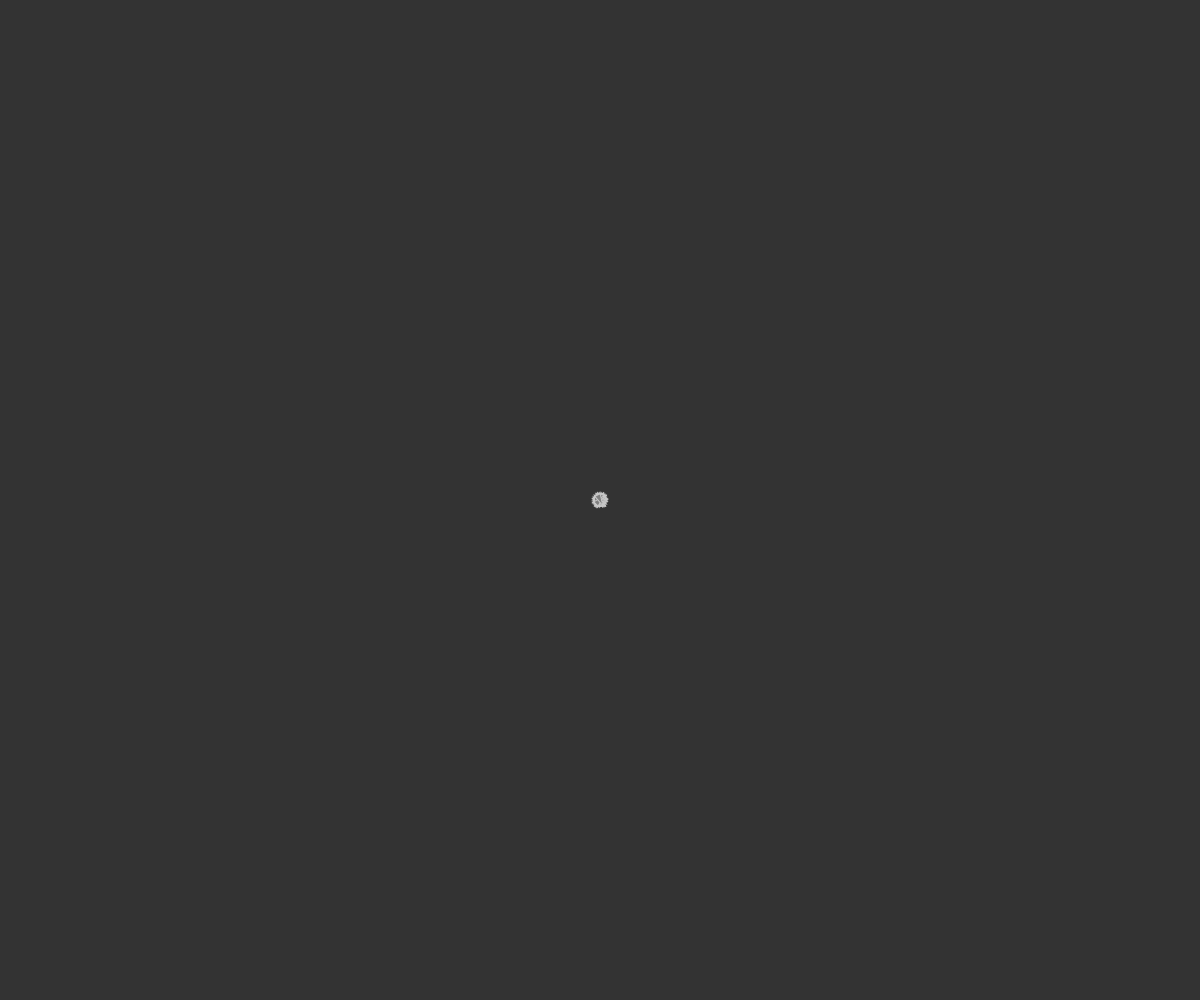
Frame 1 (no input)
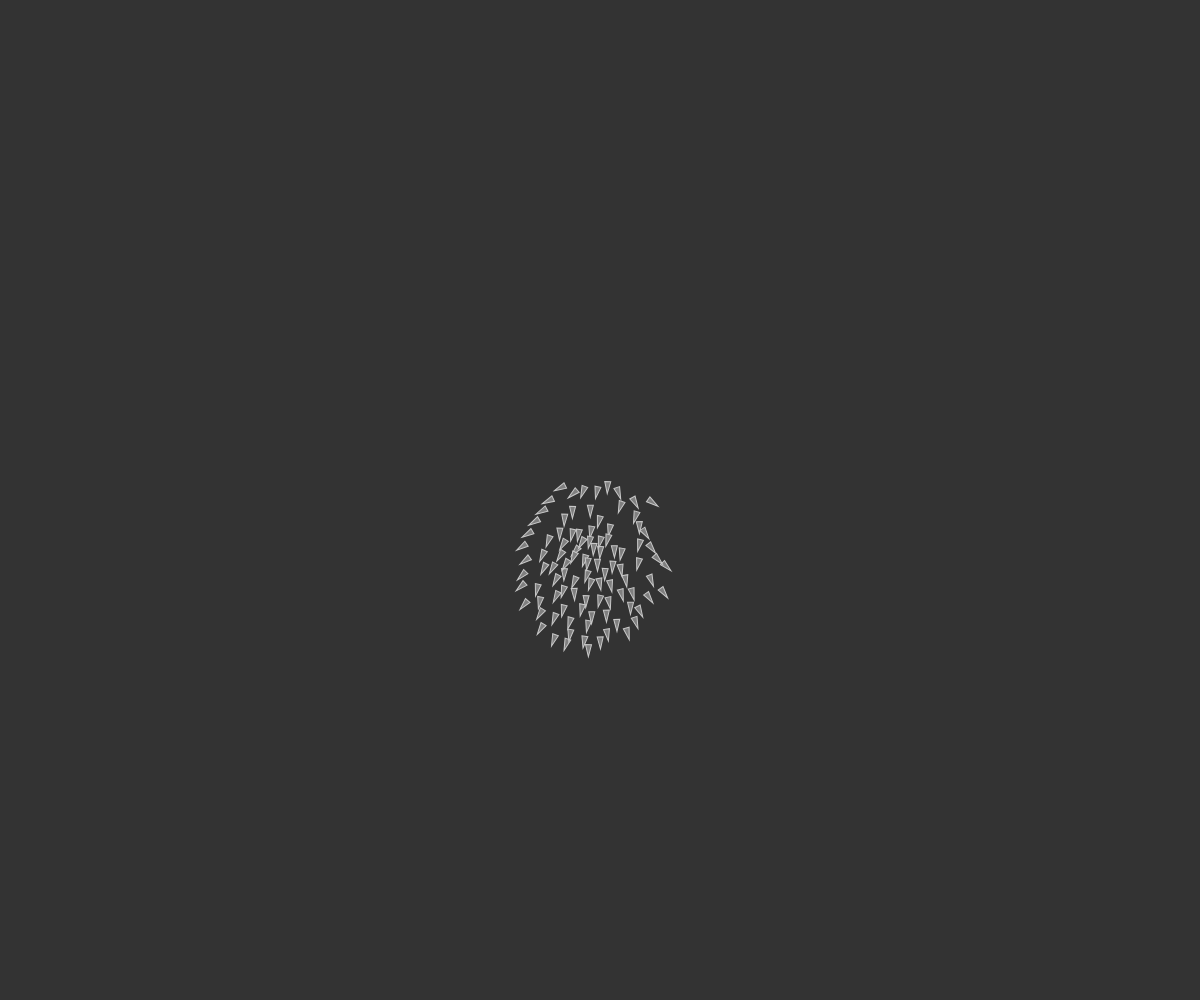
Frame 60 (no input)
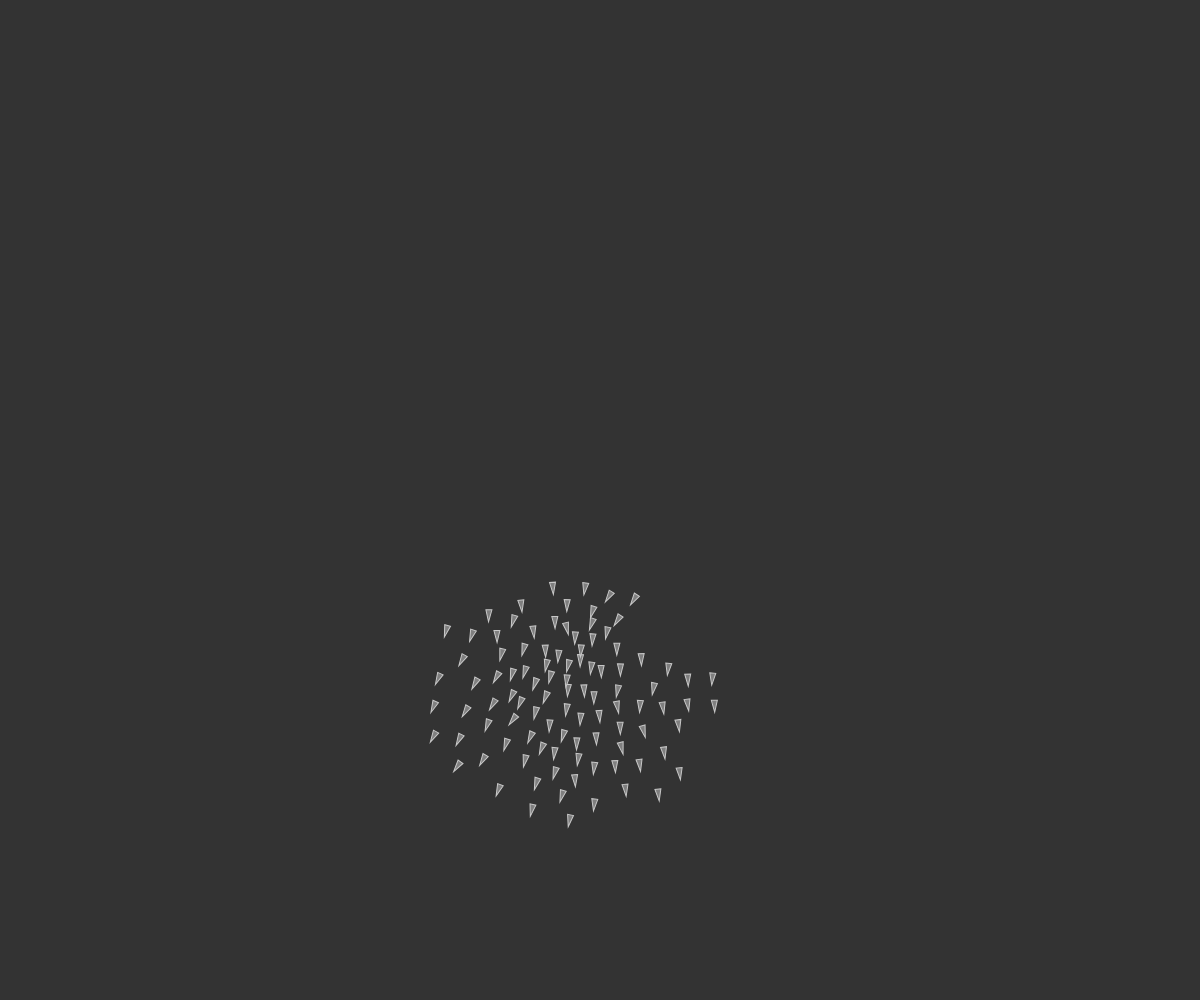
Frame 120 (the mouse pressed at the canvas centre since frame 60)

The p5.js sketch that drew these frames (run headless with seeded random() and noise() and a simulated clock; from frame 60 on, the mouse is pressed at the canvas centre):

// p5.js sketch
// ── sketch.js


let flock;

function setup() {
  createCanvas(windowWidth, windowHeight);
  createP("Drag the mouse to generate new boids.");

  flock = new Flock();
  // Add an initial set of boids into the system
  for (let i = 0; i < 100; i++) {
    let b = new Boid(width / 2,height / 2);
    flock.addBoid(b);
  }
}

function draw() {
  background(51);
  flock.run();
}

// Add a new boid into the System
function mouseDragged() {
  flock.addBoid(new Boid(mouseX, mouseY));
}

function windowResized() {
  resizeCanvas(windowWidth, windowHeight);
}

// The Nature of Code
// Daniel Shiffman
// http://natureofcode.com

// Flock object
// Does very little, simply manages the array of all the boids

function Flock() {
  // An array for all the boids
  this.boids = []; // Initialize the array
}

Flock.prototype.run = function() {
  for (let i = 0; i < this.boids.length; i++) {
    this.boids[i].run(this.boids);  // Passing the entire list of boids to each boid individually
  }
}

Flock.prototype.addBoid = function(b) {
  this.boids.push(b);
}

// The Nature of Code
// Daniel Shiffman
// http://natureofcode.com

// Boid class
// Methods for Separation, Cohesion, Alignment added

function Boid(x, y) {
  this.acceleration = createVector(0, 0);
  this.velocity = createVector(random(-1, 1), random(-1, 1));
  this.position = createVector(x, y);
  this.r = 3.0;
  this.maxspeed = 3;    // Maximum speed
  this.maxforce = 0.05; // Maximum steering force
}

Boid.prototype.run = function(boids) {
  this.flock(boids);
  this.update();
  this.borders();
  this.render();
}

Boid.prototype.applyForce = function(force) {
  // We could add mass here if we want A = F / M
  this.acceleration.add(force);
}

// We accumulate a new acceleration each time based on three rules
Boid.prototype.flock = function(boids) {
  let sep = this.separate(boids);   // Separation
  let ali = this.align(boids);      // Alignment
  let coh = this.cohesion(boids);   // Cohesion
  // Arbitrarily weight these forces
  sep.mult(1.5);
  ali.mult(1.0);
  coh.mult(1.0);
  // Add the force vectors to acceleration
  this.applyForce(sep);
  this.applyForce(ali);
  this.applyForce(coh);
}

// Method to update location
Boid.prototype.update = function() {
  // Update velocity
  this.velocity.add(this.acceleration);
  // Limit speed
  this.velocity.limit(this.maxspeed);
  this.position.add(this.velocity);
  // Reset accelertion to 0 each cycle
  this.acceleration.mult(0);
}

// A method that calculates and applies a steering force towards a target
// STEER = DESIRED MINUS VELOCITY
Boid.prototype.seek = function(target) {
  let desired = p5.Vector.sub(target,this.position);  // A vector pointing from the location to the target
  // Normalize desired and scale to maximum speed
  desired.normalize();
  desired.mult(this.maxspeed);
  // Steering = Desired minus Velocity
  let steer = p5.Vector.sub(desired,this.velocity);
  steer.limit(this.maxforce);  // Limit to maximum steering force
  return steer;
}

Boid.prototype.render = function() {
  // Draw a triangle rotated in the direction of velocity
  let theta = this.velocity.heading() + radians(90);
  fill(127);
  stroke(200);
  push();
  translate(this.position.x, this.position.y);
  rotate(theta);
  beginShape();
  vertex(0, -this.r * 2);
  vertex(-this.r, this.r * 2);
  vertex(this.r, this.r * 2);
  endShape(CLOSE);
  pop();
}

// Wraparound
Boid.prototype.borders = function() {
  if (this.position.x < -this.r)  this.position.x = width + this.r;
  if (this.position.y < -this.r)  this.position.y = height + this.r;
  if (this.position.x > width + this.r) this.position.x = -this.r;
  if (this.position.y > height + this.r) this.position.y = -this.r;
}

// Separation
// Method checks for nearby boids and steers away
Boid.prototype.separate = function(boids) {
  let desiredseparation = 25.0;
  let steer = createVector(0, 0);
  let count = 0;
  // For every boid in the system, check if it's too close
  for (let i = 0; i < boids.length; i++) {
    let d = p5.Vector.dist(this.position,boids[i].position);
    // If the distance is greater than 0 and less than an arbitrary amount (0 when you are yourself)
    if ((d > 0) && (d < desiredseparation)) {
      // Calculate vector pointing away from neighbor
      let diff = p5.Vector.sub(this.position, boids[i].position);
      diff.normalize();
      diff.div(d);        // Weight by distance
      steer.add(diff);
      count++;            // Keep track of how many
    }
  }
  // Average -- divide by how many
  if (count > 0) {
    steer.div(count);
  }

  // As long as the vector is greater than 0
  if (steer.mag() > 0) {
    // Implement Reynolds: Steering = Desired - Velocity
    steer.normalize();
    steer.mult(this.maxspeed);
    steer.sub(this.velocity);
    steer.limit(this.maxforce);
  }
  return steer;
}

// Alignment
// For every nearby boid in the system, calculate the average velocity
Boid.prototype.align = function(boids) {
  let neighbordist = 50;
  let sum = createVector(0,0);
  let count = 0;
  for (let i = 0; i < boids.length; i++) {
    let d = p5.Vector.dist(this.position,boids[i].position);
    if ((d > 0) && (d < neighbordist)) {
      sum.add(boids[i].velocity);
      count++;
    }
  }
  if (count > 0) {
    sum.div(count);
    sum.normalize();
    sum.mult(this.maxspeed);
    let steer = p5.Vector.sub(sum, this.velocity);
    steer.limit(this.maxforce);
    return steer;
  } else {
    return createVector(0, 0);
  }
}

// Cohesion
// For the average location (i.e. center) of all nearby boids, calculate steering vector towards that location
Boid.prototype.cohesion = function(boids) {
  let neighbordist = 50;
  let sum = createVector(0, 0);   // Start with empty vector to accumulate all locations
  let count = 0;
  for (let i = 0; i < boids.length; i++) {
    let d = p5.Vector.dist(this.position,boids[i].position);
    if ((d > 0) && (d < neighbordist)) {
      sum.add(boids[i].position); // Add location
      count++;
    }
  }
  if (count > 0) {
    sum.div(count);
    return this.seek(sum);  // Steer towards the location
  } else {
    return createVector(0, 0);
  }
}



// ── Hyperbola.js
class DHyperbola {
    
    constructor(a, b, d, w, h, dw, dh) {
        this.a = a;
        this.b = b;
        this.d = d;
        this.w = w;
        this.h = h;
        this.dw = dw;
        this.dh = dh;
        this.hip = [];
        this.aMin = PI/2;
        this.aMax = 3*PI/2;                
        this.hyperbola2pointsEuclid(min(dw, dh));
    }



    hyperbola2pointsEuclid(threshold) {
        var tt = threshold*threshold;
        this.hip = [];
        var xant = 10000000, yant = 10000000;
        for (let t = this.aMin; t < this.aMax; t += this.d) {
          let x  = this.a/cos(t);
          let y1 = this.b*tan(t);
          let y2 = -this.b*tan(t);
        if(x > -this.w/2 && x < this.w/2) {
            if(y1 > -this.h/2 && y1 < this.h/2) {
                if(this.distSqr(x, y1, xant, yant) > tt) {
                    this.hip.push(createVector(x + this.w/2, y1 + this.h/2));
                    xant = x;
                    yant = y1;
                }
            }
        }
        } 
    }

    distSqr(x1, y1, x2, y2) {
        var dx = x2 - x1;
        var dy = y2 - y1;
        return dx*dx + dy*dy;
    }


    returnPoints() {
        return this.hip;
    }

}
// ── class.js
class Particle {

    constructor(x, y) {

        this.pos  = createVector(x, y);
        this.posa = createVector(x, y);
        this.vel  = createVector(0, 0);
        this.acc  = createVector(0, 0);

        this.c = color(255,0,0);
        this.pal = ["#F0EBE3"];
        this.pali = 0;
        this.sim = 0;
        this.asim = -1;
        this.cf = 4;
        this.cd = 0;

        this.sz = 1;
        this.m  = 1;

        this.nloci = 0;
        this.ndet = 0.01;
        this.ai = 0;
        this.nrad = 0;
    }

    init(data) {
        
        let a = random(TAU);
        this.pos.x += random(this.nrad)*cos(a);
        this.pos.y += random(this.nrad)*sin(a);

        this.setMass(data.mass);
        this.setSize(random(data.size));
        this.setLife(data.life);

        this.setPalette(data.pal);
        this.setColorFreq(data.colorFreq);
        this.setSimmetry(data.simmetry);

        this.setNoiseOctave(data.index);
        this.setInitialAngle(data.initialAngle);
        this.setNoiseRadius(data.noiseRadius);
    }







    interact(x, y) {
        var p = createVector(x,y);
        p.sub(this.pos);
        p.normalize();
        p.div(1.3*this.m);
        this.acc.add(p);
    }

    update() {
        this.posa = this.pos.copy();
        this.vel.add(this.acc);
        this.pos.add(this.vel);
        this.acc.mult(0);

        this.l--;
    }

    distort() {
        let a = this.ai + TAU*noise(this.ndet*this.pos.x, this.ndet*this.pos.y, this.nloci);
        this.vel.x -= 0.025*this.nrad*cos(a);
        this.vel.y -= 0.025*this.nrad*sin(a);
    }

    outBound() {
        if(this.pos.x < 0 || this.pos.x > width || this.pos.y < 0 || this.pos.y > height) {
            return true;
        }
        return false;
    }



    display() {
        stroke(this.c);
        strokeWeight(this.sz);
        point(this.pos.x, this.pos.y);
    }

    displayColorLine() {
        this.pali = int(mfc/this.cf)%this.cd;
        o1.stroke(this.pal[this.pali]);
        o1.strokeWeight(this.sz);
        o1.line(this.posa.x, this.posa.y, this.pos.x, this.pos.y);
    }

    displayColorLineMirror() {
        this.pali = int(mfc/this.cf)%this.cd;
        o1.stroke(this.pal[this.pali]);
        o1.strokeWeight(this.sz);
        o1.line(width - this.posa.x, this.sim*height - this.asim*this.posa.y, width - this.pos.x, this.sim*height - this.asim*this.pos.y);
    }





    getLife() {
        return this.l;
    }







    setVel(vx, vy) {
        this.vel = createVector(vx, vy);
    }

    setAcc(ax, ay) {
        this.vel = createVector(ax, ay);
    }

    setColor(c) {
        this.c = c;
    }

    setPalette(pal){
        this.pal = pal;
        this.cd = pal.length;
    }

    setColorFreq(cf) {
        this.cf = cf;
    }

    setSimmetry(ss) {
        this.sim = ss;
        this.asim = 2*ss - 1;
    }

    setSize(sz) {
        this.sz = sz;
    }

    setMass(m) {
        this.m = m;
    }

    setLife(l) {
        this.l = l;
    }




    setInitialAngle(ai) { this.ai = ai; }

    setNoiseOctave(idx) { this.nloci = idx; }

    setNoiseDetail(ndet) { this.ndet = ndet; }

    setNoiseRadius(nrad) { this.nrad = nrad; }

}



// ── class2.js
class Data {

    constructor(index) {

        this.index = index;
        this.estado = dados[index][0][1];
        this.simmetry = this.estado.length%2;


        this.mass = dados[index][19][1];
        this.size = 3;
        this.life = 100;

        this.pal = gpal[index];
        this.colorFreq = 4;

        this.a = 0*0.45*width + 1*width*map(dados[index][9][1], 5000, 140000, 0.45, 0.35);
        this.aOri = 0;
        this.b = 0*0.9*height + 1*(dados[index][6][1]/5.2)*(dados[index][6][1]/5.2)*0.9*height;
        this.bOri = this.b;
        this.bFreq = dados[index][3][1];
        this.den = 10;

        this.regen1 = dados[index][5][1];
        this.regen2 = dados[index][6][1];

        this.noiseFactor = 0;
        this.noiseRadius = map(dados[index][22][1], 0, 5000, 1, 8);
        this.initialAngle = map(dados[index][13][1], 600, 2500, -PI/2, PI/2);
    }

}
// ── class3.js
var gpal = 
[ ["#69D2E7",	"#A7DBD8",	"#E0E4CC",	"#F38630",	"#FA6900"],
["#00A8C6",	"#40C0CB",	"#F9F2E7",	"#AEE239",	"#8FBE00"],
["#A3A948",	"#EDB92E",	"#F85931",	"#CE1836",	"#009989"],
["#4E395D",	"#827085",	"#8EBE94",	"#CCFC8E",	"#DC5B3E"],
["#5E9FA3",	"#DCD1B4",	"#FAB87F",	"#F87E7B",	"#B05574"],
["#AAFF00",	"#FFAA00",	"#FF00AA",	"#AA00FF",	"#00AAFF"],
["#F1396D",	"#FD6081",	"#F3FFEB",	"#ACC95F",	"#8F9924"],
["#CC5D4C",	"#FFFEC6",	"#C7D1AF",	"#96B49C",	"#5B5847"],
["#A1DBB2",	"#FEE5AD",	"#FACA66",	"#F7A541",	"#F45D4C"],
["#B7CBBF",	"#8C886F",	"#F9A799",	"#F4BFAD",	"#F5DABD"],
["#FE4365",	"#FC9D9A",	"#F9CDAD",	"#C8C8A9",	"#83AF9B"],
["#FF4242",	"#F4FAD2",	"#D4EE5E",	"#E1EDB9",	"#F0F2EB"],
["#E8D5B7",	"#0E2430",	"#FC3A51",	"#F5B349",	"#E8D5B9"],
["#DAD6CA",	"#1BB0CE",	"#4F8699",	"#6A5E72",	"#563444"],
["#951F2B",	"#F5F4D7",	"#E0DFB1",	"#A5A36C",	"#535233"],
["#C75233",	"#C78933",	"#D6CEAA",	"#79B5AC",	"#5E2F46"],
["#F6F6F6",	"#E8E8E8",	"#333333",	"#990100",	"#B90504"],
["#111625",	"#341931",	"#571B3C",	"#7A1E48",	"#9D2053"],
["#641F5E",	"#676077",	"#65AC92",	"#C2C092",	"#EDD48E"],
["#280904",	"#680E34",	"#9A151A",	"#C21B12",	"#FC4B2A"],
["#ECD078",	"#D95B43",	"#C02942",	"#542437",	"#53777A"],
["#655643",	"#80BCA3",	"#F6F7BD",	"#E6AC27",	"#BF4D28"],
["#B3CC57",	"#ECF081",	"#FFBE40",	"#EF746F",	"#AB3E5B"],
["#C2412D",	"#D1AA34",	"#A7A844",	"#A46583",	"#5A1E4A"],
["#FFFBB7",	"#A6F6AF",	"#66B6AB",	"#5B7C8D",	"#4F2958"],
["#F8EDD1",	"#D88A8A",	"#474843",	"#9D9D93",	"#C5CFC6"],
["#261C21",	"#6E1E62",	"#B0254F",	"#DE4126",	"#EB9605"],
["#EFEECC",	"#FE8B05",	"#FE0557",	"#400403",	"#0AABBA"],
["#FFF3DB",	"#E7E4D5",	"#D3C8B4",	"#C84648",	"#703E3B"],
["#F0FFC9",	"#A9DA88",	"#62997A",	"#72243D",	"#3B0819"],
["#556270",	"#4ECDC4",	"#C7F464",	"#FF6B6B",	"#C44D58"],
["#8C2318",	"#5E8C6A",	"#88A65E",	"#BFB35A",	"#F2C45A"],
["#AB526B",	"#BCA297",	"#C5CEAE",	"#F0E2A4",	"#F4EBC3"],
["#D1313D",	"#E5625C",	"#F9BF76",	"#8EB2C5",	"#615375"],
["#000000",	"#9F111B",	"#B11623",	"#292C37",	"#CCCCCC"],
["#6DA67A",	"#77B885",	"#86C28B",	"#859987",	"#4A4857"],
["#E9E0D1",	"#91A398",	"#33605A",	"#070001",	"#68462B"],
["#CCF390",	"#E0E05A",	"#F7C41F",	"#FC930A",	"#FF003D"],
["#F5DD9D",	"#BCC499",	"#92A68A",	"#7B8F8A",	"#506266"],
["#429398",	"#6B5D4D",	"#B0A18F",	"#DFCDB4",	"#FBEED3"],
["#774F38",	"#E08E79",	"#F1D4AF",	"#ECE5CE",	"#C5E0DC"],
["#FAD089",	"#FF9C5B",	"#F5634A",	"#ED303C",	"#3B8183"],
["#607848",	"#789048",	"#C0D860",	"#F0F0D8",	"#604848"],
["#9D7E79",	"#CCAC95",	"#9A947C",	"#748B83",	"#5B756C"],
["#9CDDC8",	"#BFD8AD",	"#DDD9AB",	"#F7AF63",	"#633D2E"],
["#1B325F",	"#9CC4E4",	"#E9F2F9",	"#3A89C9",	"#F26C4F"],
["#F2E3C6",	"#FFC6A5",	"#E6324B",	"#2B2B2B",	"#353634"],
["#73C8A9",	"#DEE1B6",	"#E1B866",	"#BD5532",	"#373B44"],
["#2B222C",	"#5E4352",	"#965D62",	"#C7956D",	"#F2D974"],
["#E6EBA9",	"#ABBB9F",	"#6F8B94",	"#706482",	"#703D6F"],
["#E8DDCB",	"#CDB380",	"#036564",	"#033649",	"#031634"],
["#BCBDAC",	"#CFBE27",	"#F27435",	"#F02475",	"#3B2D38"],
["#515151",	"#515151",	"#FFFFFF",	"#00B4FF",	"#EEEEEE"],
["#1C0113",	"#6B0103",	"#A30006",	"#C21A01",	"#F03C02"],
["#EFF3CD",	"#B2D5BA",	"#61ADA0",	"#248F8D",	"#605063"],
["#BED6C7",	"#ADC0B4",	"#8A7E66",	"#A79B83",	"#BBB2A1"],
["#FFAB07",	"#E9D558",	"#72AD75",	"#0E8D94",	"#434D53"],
["#79254A",	"#795C64",	"#79927D",	"#AEB18E",	"#E3CF9E"],
["#D4F7DC",	"#DBE7B4",	"#DBC092",	"#E0846D",	"#F51441"],
["#A3C68C",	"#879676",	"#6E6662",	"#4F364A",	"#340735"],
["#490A3D",	"#BD1550",	"#E97F02",	"#F8CA00",	"#8A9B0F"],
["#D1E751",	"#FFFFFF",	"#000000",	"#4DBCE9",	"#26ADE4"],
["#3E4147",	"#FFFEDF",	"#DFBA69",	"#5A2E2E",	"#2A2C31"],
["#8DCCAD",	"#988864",	"#FEA6A2",	"#F9D6AC",	"#FFE9AF"],
["#84B295",	"#ECCF8D",	"#BB8138",	"#AC2005",	"#2C1507"],
["#046D8B",	"#309292",	"#2FB8AC",	"#93A42A",	"#ECBE13"],
["#59B390",	"#F0DDAA",	"#E47C5D",	"#E32D40",	"#152B3C"],
["#E0EFF1",	"#7DB4B5",	"#FFFFFF",	"#680148",	"#000000"],
["#A32C28",	"#1C090B",	"#384030",	"#7B8055",	"#BCA875"],
["#44749D",	"#C6D4E1",	"#FFFFFF",	"#EBE7E0",	"#BDB8AD"],
["#594F4F",	"#547980",	"#45ADA8",	"#9DE0AD",	"#E5FCC2"],
["#FF9900",	"#424242",	"#E9E9E9",	"#BCBCBC",	"#3299BB"],
["#300030",	"#480048",	"#601848",	"#C04848",	"#F07241"],
["#CFFFDD",	"#B4DEC1",	"#5C5863",	"#A85163",	"#FF1F4C"],
["#FCFEF5",	"#E9FFE1",	"#CDCFB7",	"#D6E6C3",	"#FAFBE3"],
["#82837E",	"#94B053",	"#BDEB07",	"#BFFA37",	"#E0E0E0"],
["#FDE6BD",	"#A1C5AB",	"#F4DD51",	"#D11E48",	"#632F53"],
["#F06D61",	"#DA825F",	"#C4975C",	"#A8AB7B",	"#8CBF99"],
["#85847E",	"#AB6A6E",	"#F7345B",	"#353130",	"#CBCFB4"],
["#322938",	"#89A194",	"#CFC89A",	"#CC883A",	"#A14016"],
["#00A0B0",	"#6A4A3C",	"#CC333F",	"#EB6841",	"#EDC951"],
["#5D4157",	"#838689",	"#A8CABA",	"#CAD7B2",	"#EBE3AA"],
["#1C2130",	"#028F76",	"#B3E099",	"#FFEAAD",	"#D14334"],
["#75616B",	"#BFCFF7",	"#DCE4F7",	"#F8F3BF",	"#D34017"],
["#0CA5B0",	"#4E3F30",	"#FEFEEB",	"#F8F4E4",	"#A5B3AA"],
["#312736",	"#D4838F",	"#D6ABB1",	"#D9D9D9",	"#C4FFEB"],
["#E4E4C5",	"#B9D48B",	"#8D2036",	"#CE0A31",	"#D3E4C5"],
["#2D1B33",	"#F36A71",	"#EE887A",	"#E4E391",	"#9ABC8A"],
["#E6B39A",	"#E6CBA5",	"#EDE3B4",	"#8B9E9B",	"#6D7578"],
["#CFB590",	"#9E9A41",	"#758918",	"#564334",	"#49281F"],
["#E94E77",	"#D68189",	"#C6A49A",	"#C6E5D9",	"#F4EAD5"],
["#5E412F",	"#FCEBB6",	"#78C0A8",	"#F07818",	"#F0A830"],
["#A8E6CE",	"#DCEDC2",	"#FFD3B5",	"#FFAAA6",	"#FF8C94"],
["#382F32",	"#FFEAF2",	"#FCD9E5",	"#FBC5D8",	"#F1396D"],
["#4D3B3B",	"#DE6262",	"#FFB88C",	"#FFD0B3",	"#F5E0D3"],
["#E5EAA4",	"#A8C4A2",	"#69A5A4",	"#616382",	"#66245B"],
["#512B52",	"#635274",	"#7BB0A8",	"#A7DBAB",	"#E4F5B1"],
["#2B2726",	"#0A516D",	"#018790",	"#7DAD93",	"#BACCA4"],
["#11644D",	"#A0B046",	"#F2C94E",	"#F78145",	"#F24E4E"],
["#FA6A64",	"#7A4E48",	"#4A4031",	"#F6E2BB",	"#9EC6B8"],
["#D9CEB2",	"#948C75",	"#D5DED9",	"#7A6A53",	"#99B2B7"],
["#EEE6AB",	"#C5BC8E",	"#696758",	"#45484B",	"#36393B"],
["#EDEBE6",	"#D6E1C7",	"#94C7B6",	"#403B33",	"#D3643B"],
["#B6D8C0",	"#C8D9BF",	"#DADABD",	"#ECDBBC",	"#FEDCBA"],
["#B5AC01",	"#ECBA09",	"#E86E1C",	"#D41E45",	"#1B1521"],
["#6DA67A",	"#99A66D",	"#A9BD68",	"#B5CC6A",	"#C0DE5D"],
["#805841",	"#DCF7F3",	"#FFFCDD",	"#FFD8D8",	"#F5A2A2"],
["#95A131",	"#C8CD3B",	"#F6F1DE",	"#F5B9AE",	"#EE0B5B"],
["#6D9788",	"#1E2528",	"#7E1C13",	"#BF0A0D",	"#E6E1C2"],
["#1D1313",	"#24B694",	"#D22042",	"#A3B808",	"#30C4C9"],
["#FFFFFF",	"#CBE86B",	"#F2E9E1",	"#1C140D",	"#CBE86B"],
["#1B676B",	"#519548",	"#88C425",	"#BEF202",	"#EAFDE6"],
["#FDF1CC",	"#C6D6B8",	"#987F69",	"#E3AD40",	"#FCD036"],
["#E3DFBA",	"#C8D6BF",	"#93CCC6",	"#6CBDB5",	"#1A1F1E"],
["#379F7A",	"#78AE62",	"#BBB749",	"#E0FBAC",	"#1F1C0D"],
["#395A4F",	"#432330",	"#853C43",	"#F25C5E",	"#FFA566"],
["#E65540",	"#E65540",	"#F8ECC2",	"#65A8A6",	"#79896D"],
["#360745",	"#D61C59",	"#E7D84B",	"#EFEAC5",	"#1B8798"],
["#23192D",	"#FD0A54",	"#F57576",	"#FEBF97",	"#F5ECB7"],
["#F6D76B",	"#FF9036",	"#D6254D",	"#FF5475",	"#FDEBA9"],
["#EFFFCD",	"#DCE9BE",	"#555152",	"#2E2633",	"#99173C"],
["#F8B195",	"#F67280",	"#C06C84",	"#6C5B7B",	"#355C7D"],
["#AAB3AB",	"#C4CBB7",	"#EBEFC9",	"#EEE0B7",	"#E8CAAF"],
["#A7C5BD",	"#E5DDCB",	"#EB7B59",	"#CF4647",	"#524656"],
["#FFE181",	"#EEE9E5",	"#FAD3B2",	"#FFBA7F",	"#FF9C97"],
["#331327",	"#991766",	"#D90F5A",	"#F34739",	"#FF6E27"],
["#CAFF42",	"#EBF7F8",	"#D0E0EB",	"#88ABC2",	"#49708A"],
["#E3E8CD",	"#BCD8BF",	"#D3B9A3",	"#EE9C92",	"#FE857E"],
["#EB9C4D",	"#F2D680",	"#F3FFCF",	"#BAC9A9",	"#697060"],
["#E7EDEA",	"#FFC52C",	"#FB0C06",	"#030D4F",	"#CEECEF"],
["#3FB8AF",	"#7FC7AF",	"#DAD8A7",	"#FF9E9D",	"#FF3D7F"],
["#452632",	"#91204D",	"#E4844A",	"#E8BF56",	"#E2F7CE"],
["#CC0C39",	"#E6781E",	"#C8CF02",	"#F8FCC1",	"#1693A7"],
["#9DC9AC",	"#FFFEC7",	"#F56218",	"#FF9D2E",	"#919167"],
["#4E4D4A",	"#353432",	"#94BA65",	"#2790B0",	"#2B4E72"],
["#FDFFD9",	"#FFF0B8",	"#FFD6A3",	"#FAAD8E",	"#142F30"],
["#595643",	"#4E6B66",	"#ED834E",	"#EBCC6E",	"#EBE1C5"],
["#807462",	"#A69785",	"#B8FAFF",	"#E8FDFF",	"#665C49"],
["#D3D5B0",	"#B5CEA4",	"#9DC19D",	"#8C7C62",	"#71443F"],
["#373737",	"#8DB986",	"#ACCE91",	"#BADB73",	"#EFEAE4"],
["#343838",	"#005F6B",	"#008C9E",	"#00B4CC",	"#00DFFC"],
["#F04155",	"#FF823A",	"#F2F26F",	"#FFF7BD",	"#95CFB7"],
["#3A111C",	"#574951",	"#83988E",	"#BCDEA5",	"#E6F9BC"],
["#413D3D",	"#040004",	"#C8FF00",	"#FA023C",	"#4B000F"],
["#A70267",	"#F10C49",	"#FB6B41",	"#F6D86B",	"#339194"],
["#E21B5A",	"#9E0C39",	"#333333",	"#FBFFE3",	"#83A300"],
["#E4DED0",	"#ABCCBD",	"#7DBEB8",	"#181619",	"#E32F21"],
["#4B1139",	"#3B4058",	"#2A6E78",	"#7A907C",	"#C9B180"],
["#452E3C",	"#FF3D5A",	"#FFB969",	"#EAF27E",	"#3B8C88"],
["#161616",	"#C94D65",	"#E7C049",	"#92B35A",	"#1F6764"],
["#413E4A",	"#73626E",	"#B38184",	"#F0B49E",	"#F7E4BE"],
["#F0D8A8",	"#3D1C00",	"#86B8B1",	"#F2D694",	"#FA2A00"],
["#FC354C",	"#29221F",	"#13747D",	"#0ABFBC",	"#FCF7C5"],
["#EDF6EE",	"#D1C089",	"#B3204D",	"#412E28",	"#151101"],
["#30261C",	"#403831",	"#36544F",	"#1F5F61",	"#0B8185"],
["#FBC599",	"#CDBB93",	"#9EAE8A",	"#335650",	"#F35F55"],
["#058789",	"#503D2E",	"#D54B1A",	"#E3A72F",	"#F0ECC9"],
["#FC284F",	"#FF824A",	"#FEA887",	"#F6E7F7",	"#D1D0D7"],
["#041122",	"#259073",	"#7FDA89",	"#C8E98E",	"#E6F99D"],
["#26251C",	"#EB0A44",	"#F2643D",	"#F2A73D",	"#A0E8B7"],
["#99B898",	"#FECEA8",	"#FF847C",	"#E84A5F",	"#2A363B"],
["#2A044A",	"#0B2E59",	"#0D6759",	"#7AB317",	"#A0C55F"],
["#B9D3B0",	"#81BDA4",	"#B28774",	"#F88F79",	"#F6AA93"],
["#A8A7A7",	"#CC527A",	"#E8175D",	"#474747",	"#363636"],
["#2D2D29",	"#215A6D",	"#3CA2A2",	"#92C7A3",	"#DFECE6"],
["#C7FCD7",	"#D9D5A7",	"#D9AB91",	"#E6867A",	"#ED4A6A"],
["#FF003C",	"#FF8A00",	"#FABE28",	"#88C100",	"#00C176"],
["#FFB884",	"#F5DF98",	"#FFF8D4",	"#C0D1C2",	"#2E4347"],
["#B1E6D1",	"#77B1A9",	"#3D7B80",	"#270A33",	"#451A3E"],
["#4B3E4D",	"#1E8C93",	"#DBD8A2",	"#C4AC30",	"#D74F33"],
["#FF4E50",	"#FC913A",	"#F9D423",	"#EDE574",	"#E1F5C4"],
["#67917A",	"#170409",	"#B8AF03",	"#CCBF82",	"#E33258"],
["#5E3929",	"#CD8C52",	"#B7D1A3",	"#DEE8BE",	"#FCF7D3"],
["#7E5686",	"#A5AAD9",	"#E8F9A2",	"#F8A13F",	"#BA3C3D"],
["#F38A8A",	"#55443D",	"#A0CAB5",	"#CDE9CA",	"#F1EDD0"],
["#EC4401",	"#CC9B25",	"#13CD4A",	"#7B6ED6",	"#5E525C"],
["#311D39",	"#67434F",	"#9B8E7E",	"#C3CCAF",	"#A51A41"],
["#027B7F",	"#FFA588",	"#D62957",	"#BF1E62",	"#572E4F"],
["#9D9E94",	"#C99E93",	"#F59D92",	"#E5B8AD",	"#D5D2C8"],
["#8D7966",	"#A8A39D",	"#D8C8B8",	"#E2DDD9",	"#F8F1E9"],
["#554236",	"#F77825",	"#D3CE3D",	"#F1EFA5",	"#60B99A"],
["#B9D7D9",	"#668284",	"#2A2829",	"#493736",	"#7B3B3B"],
["#230F2B",	"#F21D41",	"#EBEBBC",	"#BCE3C5",	"#82B3AE"],
["#FFEDBF",	"#F7803C",	"#F54828",	"#2E0D23",	"#F8E4C1"],
["#793A57",	"#4D3339",	"#8C873E",	"#D1C5A5",	"#A38A5F"],
["#BF496A",	"#B39C82",	"#B8C99D",	"#F0D399",	"#595151"],
["#EFD9B4",	"#D6A692",	"#A39081",	"#4D6160",	"#292522"],
["#80A8A8",	"#909D9E",	"#A88C8C",	"#FF0D51",	"#7A8C89"],
["#FDCFBF",	"#FEB89F",	"#E23D75",	"#5F0D3B",	"#742365"],
["#F2E8C4",	"#98D9B6",	"#3EC9A7",	"#2B879E",	"#616668"],
["#351330",	"#424254",	"#64908A",	"#E8CAA4",	"#CC2A41"],
["#BBBB88",	"#CCC68D",	"#EEDD99",	"#EEC290",	"#EEAA88"],
["#5C323E",	"#A82743",	"#E15E32",	"#C0D23E",	"#E5F04C"],
["#C1B398",	"#605951",	"#FBEEC2",	"#61A6AB",	"#ACCEC0"],
["#11766D",	"#410936",	"#A40B54",	"#E46F0A",	"#F0B300"],
["#FFEFD3",	"#FFFEE4",	"#D0ECEA",	"#9FD6D2",	"#8B7A5E"],
["#C6CCA5",	"#8AB8A8",	"#6B9997",	"#54787D",	"#615145"],
["#A69E80",	"#E0BA9B",	"#E7A97E",	"#D28574",	"#3B1922"],
["#540045",	"#C60052",	"#FF714B",	"#EAFF87",	"#ACFFE9"],
["#5CACC4",	"#8CD19D",	"#CEE879",	"#FCB653",	"#FF5254"]]

// ── dados.js
var dados =  [
    [ ["Estado","ACRE","(AC) "],
    ["População estimada [2021]","906876","pessoas "],
    ["População no último censo [2010]","733559","pessoas "],
    ["Densidade demográfica [2010]","4.47","hab/km² "],
    ["Total de veículos [2021]","320173","veículos "],
    ["IDEB – Anos iniciais do ensino fundamental (Rede pública) [2019]","5.8"," "],
    ["IDEB – Anos finais do ensino fundamental (Rede pública) [2019]","4.8"," "],
    ["Matrículas no ensino fundamental [2021]","153015","matrículas "],
    ["Matrículas no ensino médio [2021]","4067","matrículas "],
    ["Docentes no ensino fundamental [2021]","6351","docentes "],
    ["Docentes no ensino médio [2021]","2202","docentes "],
    ["Número de estabelecimentos de ensino fundamental [2021]","1329","escolas "],
    ["Número de estabelecimentos de ensino médio [2021]","255","escolas "],
    ["Rendimento nominal mensal domiciliar per capita [2021]","888","R$ "],
    ["Pessoas de 16 anos ou mais ocupadas na semana de referência [2016]","322","pessoas (×1000)"],
    ["Proporção de pessoas de 16 anos ou mais em trabalho formal, considerando apenas as ocupadas na semana de referência [2016]","39.4","% "],
    ["Proporção de pessoas de 14 anos ou mais de idade, ocupadas na semana de referência em trabalhos formais [2021]","45.2","% "],
    ["Rendimento médio real habitual do trabalho principal das pessoas de 14 anos ou mais de idade, ocupadas na semana de referência em trabalhos formais [2021]","2549","R$ "],
    ["Pessoal ocupado na Administração pública, defesa e seguridade social [2020]","3504","pessoas "],
    ["Índice de Desenvolvimento Humano (IDH) [2010]","0.663"," "],
    ["Receitas orçamentárias realizadas [2017]","6632883.11","R$ (×1000)"],
    ["Despesas orçamentárias empenhadas [2017]","6084416.81","R$ (×1000)"],
    ["Número de agências [2021]","50","agências "],
    ["Depósitos a prazo [2021]","1769602067","R$ "],
    ["Depósitos à vista [2021]","611880552","R$ "],
    ["Área da unidade territorial [2021]","164173431","km² "] ],
    [ ["Estado","ALAGOAS","(AL) "],
    ["População estimada [2021]","3365351","pessoas "],
    ["População no último censo [2010]","3120494","pessoas "],
    ["Densidade demográfica [2010]","112.33","hab/km² "],
    ["Total de veículos [2021]","981823","veículos "],
    ["IDEB – Anos iniciais do ensino fundamental (Rede pública) [2019]","5.3"," "],
    ["IDEB – Anos finais do ensino fundamental (Rede pública) [2019]","4.5"," "],
    ["Matrículas no ensino fundamental [2021]","458782","matrículas "],
    ["Matrículas no ensino médio [2021]","124588","matrículas "],
    ["Docentes no ensino fundamental [2021]","20715","docentes "],
    ["Docentes no ensino médio [2021]","6762","docentes "],
    ["Número de estabelecimentos de ensino fundamental [2021]","2212","escolas "],
    ["Número de estabelecimentos de ensino médio [2021]","408","escolas "],
    ["Rendimento nominal mensal domiciliar per capita [2021]","777","R$ "],
    ["Pessoas de 16 anos ou mais ocupadas na semana de referência [2016]","1134","pessoas (×1000)"],
    ["Proporção de pessoas de 16 anos ou mais em trabalho formal, considerando apenas as ocupadas na semana de referência [2016]","52.2","% "],
    ["Proporção de pessoas de 14 anos ou mais de idade, ocupadas na semana de referência em trabalhos formais [2021]","49.7","% "],
    ["Rendimento médio real habitual do trabalho principal das pessoas de 14 anos ou mais de idade, ocupadas na semana de referência em trabalhos formais [2021]","2126","R$ "],
    ["Pessoal ocupado na Administração pública, defesa e seguridade social [2020]","137099","pessoas "],
    ["Índice de Desenvolvimento Humano (IDH) [2010]","0.631"," "],
    ["Receitas orçamentárias realizadas [2017]","11950438.46","R$ (×1000)"],
    ["Despesas orçamentárias empenhadas [2017]","10460634.92","R$ (×1000)"],
    ["Número de agências [2021]","158","agências "],
    ["Depósitos a prazo [2021]","6339117893","R$ "],
    ["Depósitos à vista [2021]","2093233560","R$ "],
    ["Área da unidade territorial [2021]","27830661","km² "] ],
    [ ["Estado","AMAPÁ","(AP) "],
    ["População estimada [2021]","877613","pessoas "],
    ["População no último censo [2010]","669526","pessoas "],
    ["Densidade demográfica [2010]","4.69","hab/km² "],
    ["Total de veículos [2021]","224208","veículos "],
    ["IDEB – Anos iniciais do ensino fundamental (Rede pública) [2019]","4.7"," "],
    ["IDEB – Anos finais do ensino fundamental (Rede pública) [2019]","3.8"," "],
    ["Matrículas no ensino fundamental [2021]","133839","matrículas "],
    ["Matrículas no ensino médio [2021]","34129","matrículas "],
    ["Docentes no ensino fundamental [2021]","7214","docentes "],
    ["Docentes no ensino médio [2021]","2391","docentes "],
    ["Número de estabelecimentos de ensino fundamental [2021]","714","escolas "],
    ["Número de estabelecimentos de ensino médio [2021]","153","escolas "],
    ["Rendimento nominal mensal domiciliar per capita [2021]","855","R$ "],
    ["Pessoas de 16 anos ou mais ocupadas na semana de referência [2016]","295","pessoas (×1000)"],
    ["Proporção de pessoas de 16 anos ou mais em trabalho formal, considerando apenas as ocupadas na semana de referência [2016]","49.1","% "],
    ["Proporção de pessoas de 14 anos ou mais de idade, ocupadas na semana de referência em trabalhos formais [2021]","42.4","% "],
    ["Rendimento médio real habitual do trabalho principal das pessoas de 14 anos ou mais de idade, ocupadas na semana de referência em trabalhos formais [2021]","2976","R$ "],
    ["Pessoal ocupado na Administração pública, defesa e seguridade social [2020]","52637","pessoas "],
    ["Índice de Desenvolvimento Humano (IDH) [2010]","0.708"," "],
    ["Receitas orçamentárias realizadas [2017]","5396417.14","R$ (×1000)"],
    ["Despesas orçamentárias empenhadas [2017]","4224464.09","R$ (×1000)"],
    ["Número de agências [2021]","43","agências "],
    ["Depósitos a prazo [2021]","1074887875","R$ "],
    ["Depósitos à vista [2021]","867304801","R$ "],
    ["Área da unidade territorial [2021]","142470762","km² "] ],
    [ ["Estado","AMAZONAS","(AM) "],
    ["População estimada [2021]","4269995","pessoas "],
    ["População no último censo [2010]","3483985","pessoas "],
    ["Densidade demográfica [2010]","2.23","hab/km² "],
    ["Total de veículos [2021]","1014026","veículos "],
    ["IDEB – Anos iniciais do ensino fundamental (Rede pública) [2019]","5.3"," "],
    ["IDEB – Anos finais do ensino fundamental (Rede pública) [2019]","4.5"," "],
    ["Matrículas no ensino fundamental [2021]","702763","matrículas "],
    ["Matrículas no ensino médio [2021]","211302","matrículas "],
    ["Docentes no ensino fundamental [2021]","33399","docentes "],
    ["Docentes no ensino médio [2021]","9986","docentes "],
    ["Número de estabelecimentos de ensino fundamental [2021]","4685","escolas "],
    ["Número de estabelecimentos de ensino médio [2021]","487","escolas "],
    ["Rendimento nominal mensal domiciliar per capita [2021]","800","R$ "],
    ["Pessoas de 16 anos ou mais ocupadas na semana de referência [2016]","1602","pessoas (×1000)"],
    ["Proporção de pessoas de 16 anos ou mais em trabalho formal, considerando apenas as ocupadas na semana de referência [2016]","41.4","% "],
    ["Proporção de pessoas de 14 anos ou mais de idade, ocupadas na semana de referência em trabalhos formais [2021]","39.3","% "],
    ["Rendimento médio real habitual do trabalho principal das pessoas de 14 anos ou mais de idade, ocupadas na semana de referência em trabalhos formais [2021]","2572","R$ "],
    ["Pessoal ocupado na Administração pública, defesa e seguridade social [2020]","133407","pessoas "],
    ["Índice de Desenvolvimento Humano (IDH) [2010]","0.674"," "],
    ["Receitas orçamentárias realizadas [2017]","17328459.43","R$ (×1000)"],
    ["Despesas orçamentárias empenhadas [2017]","15324896.56","R$ (×1000)"],
    ["Número de agências [2021]","196","agências "],
    ["Depósitos a prazo [2021]","12058647712","R$ "],
    ["Depósitos à vista [2021]","2511993976","R$ "],
    ["Área da unidade territorial [2021]","1559167878","km² "] ],
    [ ["Estado","BAHIA","(BA) "],
    ["População estimada [2021]","14985284","pessoas "],
    ["População no último censo [2010]","14016906","pessoas "],
    ["Densidade demográfica [2010]","24.82","hab/km² "],
    ["Total de veículos [2021]","4695972","veículos "],
    ["IDEB – Anos iniciais do ensino fundamental (Rede pública) [2019]","4.9"," "],
    ["IDEB – Anos finais do ensino fundamental (Rede pública) [2019]","3.8"," "],
    ["Matrículas no ensino fundamental [2021]","1946957","matrículas "],
    ["Matrículas no ensino médio [2021]","635569","matrículas "],
    ["Docentes no ensino fundamental [2021]","99911","docentes "],
    ["Docentes no ensino médio [2021]","29371","docentes "],
    ["Número de estabelecimentos de ensino fundamental [2021]","12973","escolas "],
    ["Número de estabelecimentos de ensino médio [2021]","1633","escolas "],
    ["Rendimento nominal mensal domiciliar per capita [2021]","843","R$ "],
    ["Pessoas de 16 anos ou mais ocupadas na semana de referência [2016]","6638","pessoas (×1000)"],
    ["Proporção de pessoas de 16 anos ou mais em trabalho formal, considerando apenas as ocupadas na semana de referência [2016]","40.1","% "],
    ["Proporção de pessoas de 14 anos ou mais de idade, ocupadas na semana de referência em trabalhos formais [2021]","48.8","% "],
    ["Rendimento médio real habitual do trabalho principal das pessoas de 14 anos ou mais de idade, ocupadas na semana de referência em trabalhos formais [2021]","2541","R$ "],
    ["Pessoal ocupado na Administração pública, defesa e seguridade social [2020]","510761","pessoas "],
    ["Índice de Desenvolvimento Humano (IDH) [2010]","0.66"," "],
    ["Receitas orçamentárias realizadas [2017]","50191003.24","R$ (×1000)"],
    ["Despesas orçamentárias empenhadas [2017]","45570160","R$ (×1000)"],
    ["Número de agências [2021]","865","agências "],
    ["Depósitos a prazo [2021]","35902436686","R$ "],
    ["Depósitos à vista [2021]","9400954674","R$ "],
    ["Área da unidade territorial [2021]","564760429","km² "] ],
    [ ["Estado","CEARÁ","(CE) "],
    ["População estimada [2021]","9240580","pessoas "],
    ["População no último censo [2010]","8452381","pessoas "],
    ["Densidade demográfica [2010]","56.76","hab/km² "],
    ["Total de veículos [2021]","3513199","veículos "],
    ["IDEB – Anos iniciais do ensino fundamental (Rede pública) [2019]","6.3"," "],
    ["IDEB – Anos finais do ensino fundamental (Rede pública) [2019]","5.2"," "],
    ["Matrículas no ensino fundamental [2021]","1161434","matrículas "],
    ["Matrículas no ensino médio [2021]","367574","matrículas "],
    ["Docentes no ensino fundamental [2021]","55206","docentes "],
    ["Docentes no ensino médio [2021]","18556","docentes "],
    ["Número de estabelecimentos de ensino fundamental [2021]","5273","escolas "],
    ["Número de estabelecimentos de ensino médio [2021]","955","escolas "],
    ["Rendimento nominal mensal domiciliar per capita [2021]","881","R$ "],
    ["Pessoas de 16 anos ou mais ocupadas na semana de referência [2016]","363","pessoas (×1000)"],
    ["Proporção de pessoas de 16 anos ou mais em trabalho formal, considerando apenas as ocupadas na semana de referência [2016]","40.1","% "],
    ["Proporção de pessoas de 14 anos ou mais de idade, ocupadas na semana de referência em trabalhos formais [2021]","45.9","% "],
    ["Rendimento médio real habitual do trabalho principal das pessoas de 14 anos ou mais de idade, ocupadas na semana de referência em trabalhos formais [2021]","2551","R$ "],
    ["Pessoal ocupado na Administração pública, defesa e seguridade social [2020]","321675","pessoas "],
    ["Índice de Desenvolvimento Humano (IDH) [2010]","0.682"," "],
    ["Receitas orçamentárias realizadas [2017]","28420222.47","R$ (×1000)"],
    ["Despesas orçamentárias empenhadas [2017]","24608352.18","R$ (×1000)"],
    ["Número de agências [2021]","435","agências "],
    ["Depósitos a prazo [2021]","29052423573","R$ "],
    ["Depósitos à vista [2021]","5863545652","R$ "],
    ["Área da unidade territorial [2021]","148894447","km² "] ],
    [ ["Estado","DISTRITO\nFEDERAL","(DF) "],
    ["População estimada [2021]","3094325","pessoas "],
    ["População no último censo [2010]","2570160","pessoas "],
    ["Densidade demográfica [2010]","444.66","hab/km² "],
    ["Total de veículos [2021]","1979698","veículos "],
    ["IDEB – Anos iniciais do ensino fundamental (Rede pública) [2019]","6.1"," "],
    ["IDEB – Anos finais do ensino fundamental (Rede pública) [2019]","4.6"," "],
    ["Matrículas no ensino fundamental [2021]","369128","matrículas "],
    ["Matrículas no ensino médio [2021]","116843","matrículas "],
    ["Docentes no ensino fundamental [2021]","18193","docentes "],
    ["Docentes no ensino médio [2021]","5912","docentes "],
    ["Número de estabelecimentos de ensino fundamental [2021]","856","escolas "],
    ["Número de estabelecimentos de ensino médio [2021]","256","escolas "],
    ["Rendimento nominal mensal domiciliar per capita [2021]","2513","R$ "],
    ["Pessoas de 16 anos ou mais ocupadas na semana de referência [2016]","141","pessoas (×1000)"],
    ["Proporção de pessoas de 16 anos ou mais em trabalho formal, considerando apenas as ocupadas na semana de referência [2016]","72.5","% "],
    ["Proporção de pessoas de 14 anos ou mais de idade, ocupadas na semana de referência em trabalhos formais [2021]","69.3","% "],
    ["Rendimento médio real habitual do trabalho principal das pessoas de 14 anos ou mais de idade, ocupadas na semana de referência em trabalhos formais [2021]","4873","R$ "],
    ["Pessoal ocupado na Administração pública, defesa e seguridade social [2020]","421791","pessoas "],
    ["Índice de Desenvolvimento Humano (IDH) [2010]","0.824"," "],
    ["Receitas orçamentárias realizadas [2017]","23812211.27","R$ (×1000)"],
    ["Despesas orçamentárias empenhadas [2017]","21990464.68","R$ (×1000)"],
    ["Número de agências [2021]","369","agências "],
    ["Depósitos a prazo [2021]","78677111465","R$ "],
    ["Depósitos à vista [2021]","15218998658","R$ "],
    ["Área da unidade territorial [2021]","5760784","km² "] ],
    [ ["Estado","ESPÍRITO SANTO","(ES) "],
    ["População estimada [2021]","4108508","pessoas "],
    ["População no último censo [2010]","3514952","pessoas "],
    ["Densidade demográfica [2010]","76.25","hab/km² "],
    ["Total de veículos [2021]","2160432","veículos "],
    ["IDEB – Anos iniciais do ensino fundamental (Rede pública) [2019]","5.9"," "],
    ["IDEB – Anos finais do ensino fundamental (Rede pública) [2019]","4.7"," "],
    ["Matrículas no ensino fundamental [2021]","503003","matrículas "],
    ["Matrículas no ensino médio [2021]","129115","matrículas "],
    ["Docentes no ensino fundamental [2021]","26503","docentes "],
    ["Docentes no ensino médio [2021]","89","docentes "],
    ["Número de estabelecimentos de ensino fundamental [2021]","2037","escolas "],
    ["Número de estabelecimentos de ensino médio [2021]","419","escolas "],
    ["Rendimento nominal mensal domiciliar per capita [2021]","1295","R$ "],
    ["Pessoas de 16 anos ou mais ocupadas na semana de referência [2016]","1824","pessoas (×1000)"],
    ["Proporção de pessoas de 16 anos ou mais em trabalho formal, considerando apenas as ocupadas na semana de referência [2016]","61.8","% "],
    ["Proporção de pessoas de 14 anos ou mais de idade, ocupadas na semana de referência em trabalhos formais [2021]","59.7","% "],
    ["Rendimento médio real habitual do trabalho principal das pessoas de 14 anos ou mais de idade, ocupadas na semana de referência em trabalhos formais [2021]","2623","R$ "],
    ["Pessoal ocupado na Administração pública, defesa e seguridade social [2020]","139843","pessoas "],
    ["Índice de Desenvolvimento Humano (IDH) [2010]","0.74"," "],
    ["Receitas orçamentárias realizadas [2017]","19685616.74","R$ (×1000)"],
    ["Despesas orçamentárias empenhadas [2017]","14392338","R$ (×1000)"],
    ["Número de agências [2021]","368","agências "],
    ["Depósitos a prazo [2021]","24668093388","R$ "],
    ["Depósitos à vista [2021]","4289073632","R$ "],
    ["Área da unidade territorial [2021]","46074448","km² "] ],
    [ ["Estado","GOIÁS","(GO) "],
    ["População estimada [2021]","7206589","pessoas "],
    ["População no último censo [2010]","6003788","pessoas "],
    ["Densidade demográfica [2010]","17.65","hab/km² "],
    ["Total de veículos [2021]","4369349","veículos "],
    ["IDEB – Anos iniciais do ensino fundamental (Rede pública) [2019]","6"," "],
    ["IDEB – Anos finais do ensino fundamental (Rede pública) [2019]","5.1"," "],
    ["Matrículas no ensino fundamental [2021]","855021","matrículas "],
    ["Matrículas no ensino médio [2021]","258549","matrículas "],
    ["Docentes no ensino fundamental [2021]","38583","docentes "],
    ["Docentes no ensino médio [2021]","15562","docentes "],
    ["Número de estabelecimentos de ensino fundamental [2021]","3325","escolas "],
    ["Número de estabelecimentos de ensino médio [2021]","1043","escolas "],
    ["Rendimento nominal mensal domiciliar per capita [2021]","1276","R$ "],
    ["Pessoas de 16 anos ou mais ocupadas na semana de referência [2016]","3238","pessoas (×1000)"],
    ["Proporção de pessoas de 16 anos ou mais em trabalho formal, considerando apenas as ocupadas na semana de referência [2016]","58.3","% "],
    ["Proporção de pessoas de 14 anos ou mais de idade, ocupadas na semana de referência em trabalhos formais [2021]","59.8","% "],
    ["Rendimento médio real habitual do trabalho principal das pessoas de 14 anos ou mais de idade, ocupadas na semana de referência em trabalhos formais [2021]","2418","R$ "],
    ["Pessoal ocupado na Administração pública, defesa e seguridade social [2020]","199334","pessoas "],
    ["Índice de Desenvolvimento Humano (IDH) [2010]","0.735"," "],
    ["Receitas orçamentárias realizadas [2017]","37885335.17","R$ (×1000)"],
    ["Despesas orçamentárias empenhadas [2017]","24248380.34","R$ (×1000)"],
    ["Número de agências [2021]","599","agências "],
    ["Depósitos a prazo [2021]","26039048077","R$ "],
    ["Depósitos à vista [2021]","7464794297","R$ "],
    ["Área da unidade territorial [2021]","340242856","km² "] ],
    [ ["Estado","MARANHÃO","(MA) "],
    ["População estimada [2021]","7153262","pessoas "],
    ["População no último censo [2010]","6574789","pessoas "],
    ["Densidade demográfica [2010]","19.81","hab/km² "],
    ["Total de veículos [2021]","1940475","veículos "],
    ["IDEB – Anos iniciais do ensino fundamental (Rede pública) [2019]","4.8"," "],
    ["IDEB – Anos finais do ensino fundamental (Rede pública) [2019]","4"," "],
    ["Matrículas no ensino fundamental [2021]","1112636","matrículas "],
    ["Matrículas no ensino médio [2021]","279213","matrículas "],
    ["Docentes no ensino fundamental [2021]","65464","docentes "],
    ["Docentes no ensino médio [2021]","15893","docentes "],
    ["Número de estabelecimentos de ensino fundamental [2021]","9236","escolas "],
    ["Número de estabelecimentos de ensino médio [2021]","1015","escolas "],
    ["Rendimento nominal mensal domiciliar per capita [2021]","635","R$ "],
    ["Pessoas de 16 anos ou mais ocupadas na semana de referência [2016]","2893","pessoas (×1000)"],
    ["Proporção de pessoas de 16 anos ou mais em trabalho formal, considerando apenas as ocupadas na semana de referência [2016]","26.8","% "],
    ["Proporção de pessoas de 14 anos ou mais de idade, ocupadas na semana de referência em trabalhos formais [2021]","35.3","% "],
    ["Rendimento médio real habitual do trabalho principal das pessoas de 14 anos ou mais de idade, ocupadas na semana de referência em trabalhos formais [2021]","2159","R$ "],
    ["Pessoal ocupado na Administração pública, defesa e seguridade social [2020]","248795","pessoas "],
    ["Índice de Desenvolvimento Humano (IDH) [2010]","0.639"," "],
    ["Receitas orçamentárias realizadas [2017]","18503261.35","R$ (×1000)"],
    ["Despesas orçamentárias empenhadas [2017]","17627170.76","R$ (×1000)"],
    ["Número de agências [2021]","307","agências "],
    ["Depósitos a prazo [2021]","6567719192","R$ "],
    ["Depósitos à vista [2021]","3480421275","R$ "],
    ["Área da unidade territorial [2021]","329651496","km² "] ],
    [ ["Estado","MATO GROSSO","(MT) "],
    ["População estimada [2021]","3567234","pessoas "],
    ["População no último censo [2010]","3035122","pessoas "],
    ["Densidade demográfica [2010]","3.36","hab/km² "],
    ["Total de veículos [2021]","2443785","veículos "],
    ["IDEB – Anos iniciais do ensino fundamental (Rede pública) [2019]","5.7"," "],
    ["IDEB – Anos finais do ensino fundamental (Rede pública) [2019]","4.5"," "],
    ["Matrículas no ensino fundamental [2021]","486568","matrículas "],
    ["Matrículas no ensino médio [2021]","157928","matrículas "],
    ["Docentes no ensino fundamental [2021]","26575","docentes "],
    ["Docentes no ensino médio [2021]","12642","docentes "],
    ["Número de estabelecimentos de ensino fundamental [2021]","1969","escolas "],
    ["Número de estabelecimentos de ensino médio [2021]","673","escolas "],
    ["Rendimento nominal mensal domiciliar per capita [2021]","1362","R$ "],
    ["Pessoas de 16 anos ou mais ocupadas na semana de referência [2016]","1577","pessoas (×1000)"],
    ["Proporção de pessoas de 16 anos ou mais em trabalho formal, considerando apenas as ocupadas na semana de referência [2016]","58.5","% "],
    ["Proporção de pessoas de 14 anos ou mais de idade, ocupadas na semana de referência em trabalhos formais [2021]","60.1","% "],
    ["Rendimento médio real habitual do trabalho principal das pessoas de 14 anos ou mais de idade, ocupadas na semana de referência em trabalhos formais [2021]","2758","R$ "],
    ["Pessoal ocupado na Administração pública, defesa e seguridade social [2020]","125677","pessoas "],
    ["Índice de Desenvolvimento Humano (IDH) [2010]","0.725"," "],
    ["Receitas orçamentárias realizadas [2017]","23958528.84","R$ (×1000)"],
    ["Despesas orçamentárias empenhadas [2017]","18187363.27","R$ (×1000)"],
    ["Número de agências [2021]","279","agências "],
    ["Depósitos a prazo [2021]","18125344030","R$ "],
    ["Depósitos à vista [2021]","4227014379","R$ "],
    ["Área da unidade territorial [2021]","903207047","km² "] ],
    [ ["Estado","MATO GROSSO\nDO SUL","(MS) "],
    ["População estimada [2021]","2839188","pessoas "],
    ["População no último censo [2010]","2449024","pessoas "],
    ["Densidade demográfica [2010]","6.86","hab/km² "],
    ["Total de veículos [2021]","1764689","veículos "],
    ["IDEB – Anos iniciais do ensino fundamental (Rede pública) [2019]","5.5"," "],
    ["IDEB – Anos finais do ensino fundamental (Rede pública) [2019]","4.6"," "],
    ["Matrículas no ensino fundamental [2021]","391975","matrículas "],
    ["Matrículas no ensino médio [2021]","109762","matrículas "],
    ["Docentes no ensino fundamental [2021]","21345","docentes "],
    ["Docentes no ensino médio [2021]","8506","docentes "],
    ["Número de estabelecimentos de ensino fundamental [2021]","1143","escolas "],
    ["Número de estabelecimentos de ensino médio [2021]","440","escolas "],
    ["Rendimento nominal mensal domiciliar per capita [2021]","1471","R$ "],
    ["Pessoas de 16 anos ou mais ocupadas na semana de referência [2016]","1336","pessoas (×1000)"],
    ["Proporção de pessoas de 16 anos ou mais em trabalho formal, considerando apenas as ocupadas na semana de referência [2016]","60.5","% "],
    ["Proporção de pessoas de 14 anos ou mais de idade, ocupadas na semana de referência em trabalhos formais [2021]","61.4","% "],
    ["Rendimento médio real habitual do trabalho principal das pessoas de 14 anos ou mais de idade, ocupadas na semana de referência em trabalhos formais [2021]","2757","R$ "],
    ["Pessoal ocupado na Administração pública, defesa e seguridade social [2020]","116149","pessoas "],
    ["Índice de Desenvolvimento Humano (IDH) [2010]","0.729"," "],
    ["Receitas orçamentárias realizadas [2017]","16396655.77","R$ (×1000)"],
    ["Despesas orçamentárias empenhadas [2017]","14506915.37","R$ (×1000)"],
    ["Número de agências [2021]","228","agências "],
    ["Depósitos a prazo [2021]","8910905033","R$ "],
    ["Depósitos à vista [2021]","2417981428","R$ "],
    ["Área da unidade territorial [2021]","357147995","km² "] ],
    [ ["Estado","MINAS GERAIS","(MG) "],
    ["População estimada [2021]","21411923","pessoas "],
    ["População no último censo [2010]","19597330","pessoas "],
    ["Densidade demográfica [2010]","33.41","hab/km² "],
    ["Total de veículos [2021]","12503229","veículos "],
    ["IDEB – Anos iniciais do ensino fundamental (Rede pública) [2019]","6.3"," "],
    ["IDEB – Anos finais do ensino fundamental (Rede pública) [2019]","4.7"," "],
    ["Matrículas no ensino fundamental [2021]","2407107","matrículas "],
    ["Matrículas no ensino médio [2021]","692668","matrículas "],
    ["Docentes no ensino fundamental [2021]","138396","docentes "],
    ["Docentes no ensino médio [2021]","59629","docentes "],
    ["Número de estabelecimentos de ensino fundamental [2021]","1032","escolas "],
    ["Número de estabelecimentos de ensino médio [2021]","3219","escolas "],
    ["Rendimento nominal mensal domiciliar per capita [2021]","1325","R$ "],
    ["Pessoas de 16 anos ou mais ocupadas na semana de referência [2016]","10309","pessoas (×1000)"],
    ["Proporção de pessoas de 16 anos ou mais em trabalho formal, considerando apenas as ocupadas na semana de referência [2016]","58.9","% "],
    ["Proporção de pessoas de 14 anos ou mais de idade, ocupadas na semana de referência em trabalhos formais [2021]","62.9","% "],
    ["Rendimento médio real habitual do trabalho principal das pessoas de 14 anos ou mais de idade, ocupadas na semana de referência em trabalhos formais [2021]","2277","R$ "],
    ["Pessoal ocupado na Administração pública, defesa e seguridade social [2020]","747429","pessoas "],
    ["Índice de Desenvolvimento Humano (IDH) [2010]","0.731"," "],
    ["Receitas orçamentárias realizadas [2017]","97199823.16","R$ (×1000)"],
    ["Despesas orçamentárias empenhadas [2017]","98391669.16","R$ (×1000)"],
    ["Número de agências [2021]","1677","agências "],
    ["Depósitos a prazo [2021]","117201904310","R$ "],
    ["Depósitos à vista [2021]","30771637021","R$ "],
    ["Área da unidade territorial [2021]","586513983","km² "] ],
    [ ["Estado","PARANÁ","(PR) "],
    ["População estimada [2021]","11597484","pessoas "],
    ["População no último censo [2010]","10444526","pessoas "],
    ["Densidade demográfica [2010]","52.4","hab/km² "],
    ["Total de veículos [2021]","8339982","veículos "],
    ["IDEB – Anos iniciais do ensino fundamental (Rede pública) [2019]","6.4"," "],
    ["IDEB – Anos finais do ensino fundamental (Rede pública) [2019]","5.1"," "],
    ["Matrículas no ensino fundamental [2021]","1348296","matrículas "],
    ["Matrículas no ensino médio [2021]","37866","matrículas "],
    ["Docentes no ensino fundamental [2021]","83337","docentes "],
    ["Docentes no ensino médio [2021]","3318","docentes "],
    ["Número de estabelecimentos de ensino fundamental [2021]","6147","escolas "],
    ["Número de estabelecimentos de ensino médio [2021]","2032","escolas "],
    ["Rendimento nominal mensal domiciliar per capita [2021]","1541","R$ "],
    ["Pessoas de 16 anos ou mais ocupadas na semana de referência [2016]","5519","pessoas (×1000)"],
    ["Proporção de pessoas de 16 anos ou mais em trabalho formal, considerando apenas as ocupadas na semana de referência [2016]","68.7","% "],
    ["Proporção de pessoas de 14 anos ou mais de idade, ocupadas na semana de referência em trabalhos formais [2021]","71.3","% "],
    ["Rendimento médio real habitual do trabalho principal das pessoas de 14 anos ou mais de idade, ocupadas na semana de referência em trabalhos formais [2021]","2798","R$ "],
    ["Pessoal ocupado na Administração pública, defesa e seguridade social [2020]","357992","pessoas "],
    ["Índice de Desenvolvimento Humano (IDH) [2010]","0.749"," "],
    ["Receitas orçamentárias realizadas [2017]","60163576.12","R$ (×1000)"],
    ["Despesas orçamentárias empenhadas [2017]","55534402.97","R$ (×1000)"],
    ["Número de agências [2021]","1165","agências "],
    ["Depósitos a prazo [2021]","91265706092","R$ "],
    ["Depósitos à vista [2021]","13294746036","R$ "],
    ["Área da unidade territorial [2021]","199298981","km² "] ],
    [ ["Estado","PARAÍBA","(PB) "],
    ["População estimada [2021]","4059905","pessoas "],
    ["População no último censo [2010]","3766528","pessoas "],
    ["Densidade demográfica [2010]","66.7","hab/km² "],
    ["Total de veículos [2021]","1470901","veículos "],
    ["IDEB – Anos iniciais do ensino fundamental (Rede pública) [2019]","5"," "],
    ["IDEB – Anos finais do ensino fundamental (Rede pública) [2019]","3.9"," "],
    ["Matrículas no ensino fundamental [2021]","540919","matrículas "],
    ["Matrículas no ensino médio [2021]","147866","matrículas "],
    ["Docentes no ensino fundamental [2021]","28981","docentes "],
    ["Docentes no ensino médio [2021]","11202","docentes "],
    ["Número de estabelecimentos de ensino fundamental [2021]","38","escolas "],
    ["Número de estabelecimentos de ensino médio [2021]","657","escolas "],
    ["Rendimento nominal mensal domiciliar per capita [2021]","876","R$ "],
    ["Pessoas de 16 anos ou mais ocupadas na semana de referência [2016]","1744","pessoas (×1000)"],
    ["Proporção de pessoas de 16 anos ou mais em trabalho formal, considerando apenas as ocupadas na semana de referência [2016]","39.3","% "],
    ["Proporção de pessoas de 14 anos ou mais de idade, ocupadas na semana de referência em trabalhos formais [2021]","46.9","% "],
    ["Rendimento médio real habitual do trabalho principal das pessoas de 14 anos ou mais de idade, ocupadas na semana de referência em trabalhos formais [2021]","2223","R$ "],
    ["Pessoal ocupado na Administração pública, defesa e seguridade social [2020]","213729","pessoas "],
    ["Índice de Desenvolvimento Humano (IDH) [2010]","0.658"," "],
    ["Receitas orçamentárias realizadas [2017]","13097005.32","R$ (×1000)"],
    ["Despesas orçamentárias empenhadas [2017]","10074700.04","R$ (×1000)"],
    ["Número de agências [2021]","212","agências "],
    ["Depósitos a prazo [2021]","7477733621","R$ "],
    ["Depósitos à vista [2021]","2149733747","R$ "],
    ["Área da unidade territorial [2021]","56467242","km² "] ],
    [ ["Estado","PARÁ","(PA) "],
    ["População estimada [2021]","8777124","pessoas "],
    ["População no último censo [2010]","7581051","pessoas "],
    ["Densidade demográfica [2010]","6.07","hab/km² "],
    ["Total de veículos [2021]","2352727","veículos "],
    ["IDEB – Anos iniciais do ensino fundamental (Rede pública) [2019]","4.7"," "],
    ["IDEB – Anos finais do ensino fundamental (Rede pública) [2019]","3.9"," "],
    ["Matrículas no ensino fundamental [2021]","1389983","matrículas "],
    ["Matrículas no ensino médio [2021]","391603","matrículas "],
    ["Docentes no ensino fundamental [2021]","58873","docentes "],
    ["Docentes no ensino médio [2021]","15367","docentes "],
    ["Número de estabelecimentos de ensino fundamental [2021]","9168","escolas "],
    ["Número de estabelecimentos de ensino médio [2021]","866","escolas "],
    ["Rendimento nominal mensal domiciliar per capita [2021]","847","R$ "],
    ["Pessoas de 16 anos ou mais ocupadas na semana de referência [2016]","3515","pessoas (×1000)"],
    ["Proporção de pessoas de 16 anos ou mais em trabalho formal, considerando apenas as ocupadas na semana de referência [2016]","32.5","% "],
    ["Proporção de pessoas de 14 anos ou mais de idade, ocupadas na semana de referência em trabalhos formais [2021]","35.2","% "],
    ["Rendimento médio real habitual do trabalho principal das pessoas de 14 anos ou mais de idade, ocupadas na semana de referência em trabalhos formais [2021]","2578","R$ "],
    ["Pessoal ocupado na Administração pública, defesa e seguridade social [2020]","300339","pessoas "],
    ["Índice de Desenvolvimento Humano (IDH) [2010]","0.646"," "],
    ["Receitas orçamentárias realizadas [2017]","25849446.1","R$ (×1000)"],
    ["Despesas orçamentárias empenhadas [2017]","22533470.05","R$ (×1000)"],
    ["Número de agências [2021]","505","agências "],
    ["Depósitos a prazo [2021]","17887707165","R$ "],
    ["Depósitos à vista [2021]","5988188360","R$ "],
    ["Área da unidade territorial [2021]","1245870700","km² "] ],
    [ ["Estado","PERNANBUCO","(PE) "],
    ["População estimada [2021]","9674793","pessoas "],
    ["População no último censo [2010]","8796448","pessoas "],
    ["Densidade demográfica [2010]","89.62","hab/km² "],
    ["Total de veículos [2021]","3334479","veículos "],
    ["IDEB – Anos iniciais do ensino fundamental (Rede pública) [2019]","5.1"," "],
    ["IDEB – Anos finais do ensino fundamental (Rede pública) [2019]","4.5"," "],
    ["Matrículas no ensino fundamental [2021]","1249850","matrículas "],
    ["Matrículas no ensino médio [2021]","341641","matrículas "],
    ["Docentes no ensino fundamental [2021]","54225","docentes "],
    ["Docentes no ensino médio [2021]","18657","docentes "],
    ["Número de estabelecimentos de ensino fundamental [2021]","6577","escolas "],
    ["Número de estabelecimentos de ensino médio [2021]","1119","escolas "],
    ["Rendimento nominal mensal domiciliar per capita [2021]","829","R$ "],
    ["Pessoas de 16 anos ou mais ocupadas na semana de referência [2016]","3726","pessoas (×1000)"],
    ["Proporção de pessoas de 16 anos ou mais em trabalho formal, considerando apenas as ocupadas na semana de referência [2016]","45.3","% "],
    ["Proporção de pessoas de 14 anos ou mais de idade, ocupadas na semana de referência em trabalhos formais [2021]","51.4","% "],
    ["Rendimento médio real habitual do trabalho principal das pessoas de 14 anos ou mais de idade, ocupadas na semana de referência em trabalhos formais [2021]","2344","R$ "],
    ["Pessoal ocupado na Administração pública, defesa e seguridade social [2020]","273962","pessoas "],
    ["Índice de Desenvolvimento Humano (IDH) [2010]","0.673"," "],
    ["Receitas orçamentárias realizadas [2017]","35746028.97","R$ (×1000)"],
    ["Despesas orçamentárias empenhadas [2017]","33320486.44","R$ (×1000)"],
    ["Número de agências [2021]","494","agências "],
    ["Depósitos a prazo [2021]","28868322368","R$ "],
    ["Depósitos à vista [2021]","6297490310","R$ "],
    ["Área da unidade territorial [2021]","98067877","km² "] ],
    [ ["Estado","PIAUÍ","(PI) "],
    ["População estimada [2021]","3289290","pessoas "],
    ["População no último censo [2010]","3118360","pessoas "],
    ["Densidade demográfica [2010]","12.4","hab/km² "],
    ["Total de veículos [2021]","1338918","veículos "],
    ["IDEB – Anos iniciais do ensino fundamental (Rede pública) [2019]","5.4"," "],
    ["IDEB – Anos finais do ensino fundamental (Rede pública) [2019]","4.6"," "],
    ["Matrículas no ensino fundamental [2021]","459871","matrículas "],
    ["Matrículas no ensino médio [2021]","132544","matrículas "],
    ["Docentes no ensino fundamental [2021]","27105","docentes "],
    ["Docentes no ensino médio [2021]","10695","docentes "],
    ["Número de estabelecimentos de ensino fundamental [2021]","3094","escolas "],
    ["Número de estabelecimentos de ensino médio [2021]","662","escolas "],
    ["Rendimento nominal mensal domiciliar per capita [2021]","837","R$ "],
    ["Pessoas de 16 anos ou mais ocupadas na semana de referência [2016]","1561","pessoas (×1000)"],
    ["Proporção de pessoas de 16 anos ou mais em trabalho formal, considerando apenas as ocupadas na semana de referência [2016]","31.4","% "],
    ["Proporção de pessoas de 14 anos ou mais de idade, ocupadas na semana de referência em trabalhos formais [2021]","37.4","% "],
    ["Rendimento médio real habitual do trabalho principal das pessoas de 14 anos ou mais de idade, ocupadas na semana de referência em trabalhos formais [2021]","2084","R$ "],
    ["Pessoal ocupado na Administração pública, defesa e seguridade social [2020]","109503","pessoas "],
    ["Índice de Desenvolvimento Humano (IDH) [2010]","0.646"," "],
    ["Receitas orçamentárias realizadas [2017]","12124215.62","R$ (×1000)"],
    ["Despesas orçamentárias empenhadas [2017]","9676736.32","R$ (×1000)"],
    ["Número de agências [2021]","156","agências "],
    ["Depósitos a prazo [2021]","3729209322","R$ "],
    ["Depósitos à vista [2021]","2234374355","R$ "],
    ["Área da unidade territorial [2021]","251755481","km² "] ],
    [ ["Estado","RIO GRANDE\nDO NORTE","(RN) "],
    ["População estimada [2021]","3560903","pessoas "],
    ["População no último censo [2010]","3168027","pessoas "],
    ["Densidade demográfica [2010]","59.99","hab/km² "],
    ["Total de veículos [2021]","1444307","veículos "],
    ["IDEB – Anos iniciais do ensino fundamental (Rede pública) [2019]","4.7"," "],
    ["IDEB – Anos finais do ensino fundamental (Rede pública) [2019]","3.6"," "],
    ["Matrículas no ensino fundamental [2021]","447692","matrículas "],
    ["Matrículas no ensino médio [2021]","134147","matrículas "],
    ["Docentes no ensino fundamental [2021]","21341","docentes "],
    ["Docentes no ensino médio [2021]","7361","docentes "],
    ["Número de estabelecimentos de ensino fundamental [2021]","2519","escolas "],
    ["Número de estabelecimentos de ensino médio [2021]","468","escolas "],
    ["Rendimento nominal mensal domiciliar per capita [2021]","1109","R$ "],
    ["Pessoas de 16 anos ou mais ocupadas na semana de referência [2016]","1418","pessoas (×1000)"],
    ["Proporção de pessoas de 16 anos ou mais em trabalho formal, considerando apenas as ocupadas na semana de referência [2016]","49.5","% "],
    ["Proporção de pessoas de 14 anos ou mais de idade, ocupadas na semana de referência em trabalhos formais [2021]","55","% "],
    ["Rendimento médio real habitual do trabalho principal das pessoas de 14 anos ou mais de idade, ocupadas na semana de referência em trabalhos formais [2021]","2573","R$ "],
    ["Pessoal ocupado na Administração pública, defesa e seguridade social [2020]","178072","pessoas "],
    ["Índice de Desenvolvimento Humano (IDH) [2010]","0.684"," "],
    ["Receitas orçamentárias realizadas [2017]","13527552.73","R$ (×1000)"],
    ["Despesas orçamentárias empenhadas [2017]","11330957.55","R$ (×1000)"],
    ["Número de agências [2021]","176","agências "],
    ["Depósitos a prazo [2021]","5839879779","R$ "],
    ["Depósitos à vista [2021]","2358030670","R$ "],
    ["Área da unidade territorial [2021]","52809599","km² "] ],
    [ ["Estado","RIO GRANDE\nDO SUL","(RS) "],
    ["População estimada [2021]","11466630","pessoas "],
    ["População no último censo [2010]","10693929","pessoas "],
    ["Densidade demográfica [2010]","37.96","hab/km² "],
    ["Total de veículos [2021]","7689278","veículos "],
    ["IDEB – Anos iniciais do ensino fundamental (Rede pública) [2019]","5.8"," "],
    ["IDEB – Anos finais do ensino fundamental (Rede pública) [2019]","4.5"," "],
    ["Matrículas no ensino fundamental [2021]","1257992","matrículas "],
    ["Matrículas no ensino médio [2021]","346363","matrículas "],
    ["Docentes no ensino fundamental [2021]","72049","docentes "],
    ["Docentes no ensino médio [2021]","27613","docentes "],
    ["Número de estabelecimentos de ensino fundamental [2021]","5746","escolas "],
    ["Número de estabelecimentos de ensino médio [2021]","152","escolas "],
    ["Rendimento nominal mensal domiciliar per capita [2021]","1787","R$ "],
    ["Pessoas de 16 anos ou mais ocupadas na semana de referência [2016]","5842","pessoas (×1000)"],
    ["Proporção de pessoas de 16 anos ou mais em trabalho formal, considerando apenas as ocupadas na semana de referência [2016]","67.6","% "],
    ["Proporção de pessoas de 14 anos ou mais de idade, ocupadas na semana de referência em trabalhos formais [2021]","72.7","% "],
    ["Rendimento médio real habitual do trabalho principal das pessoas de 14 anos ou mais de idade, ocupadas na semana de referência em trabalhos formais [2021]","2863","R$ "],
    ["Pessoal ocupado na Administração pública, defesa e seguridade social [2020]","352163","pessoas "],
    ["Índice de Desenvolvimento Humano (IDH) [2010]","0.746"," "],
    ["Receitas orçamentárias realizadas [2017]","66397468.18","R$ (×1000)"],
    ["Despesas orçamentárias empenhadas [2017]","62476279.34","R$ (×1000)"],
    ["Número de agências [2021]","1479","agências "],
    ["Depósitos a prazo [2021]","111231752367","R$ "],
    ["Depósitos à vista [2021]","15748406992","R$ "],
    ["Área da unidade territorial [2021]","281707151","km² "] ],
    [ ["Estado","RIO DE JANEIRO","(RJ) "],
    ["População estimada [2021]","17463349","pessoas "],
    ["População no último censo [2010]","15989929","pessoas "],
    ["Densidade demográfica [2010]","365.23","hab/km² "],
    ["Total de veículos [2021]","7296355","veículos "],
    ["IDEB – Anos iniciais do ensino fundamental (Rede pública) [2019]","5.4"," "],
    ["IDEB – Anos finais do ensino fundamental (Rede pública) [2019]","4.4"," "],
    ["Matrículas no ensino fundamental [2021]","1945408","matrículas "],
    ["Matrículas no ensino médio [2021]","581323","matrículas "],
    ["Docentes no ensino fundamental [2021]","99024","docentes "],
    ["Docentes no ensino médio [2021]","43631","docentes "],
    ["Número de estabelecimentos de ensino fundamental [2021]","7624","escolas "],
    ["Número de estabelecimentos de ensino médio [2021]","2311","escolas "],
    ["Rendimento nominal mensal domiciliar per capita [2021]","1724","R$ "],
    ["Pessoas de 16 anos ou mais ocupadas na semana de referência [2016]","7398","pessoas (×1000)"],
    ["Proporção de pessoas de 16 anos ou mais em trabalho formal, considerando apenas as ocupadas na semana de referência [2016]","67.1","% "],
    ["Proporção de pessoas de 14 anos ou mais de idade, ocupadas na semana de referência em trabalhos formais [2021]","66","% "],
    ["Rendimento médio real habitual do trabalho principal das pessoas de 14 anos ou mais de idade, ocupadas na semana de referência em trabalhos formais [2021]","3417","R$ "],
    ["Pessoal ocupado na Administração pública, defesa e seguridade social [2020]","554168","pessoas "],
    ["Índice de Desenvolvimento Humano (IDH) [2010]","0.761"," "],
    ["Receitas orçamentárias realizadas [2017]","78488140.79","R$ (×1000)"],
    ["Despesas orçamentárias empenhadas [2017]","67965548.7","R$ (×1000)"],
    ["Número de agências [2021]","1517","agências "],
    ["Depósitos a prazo [2021]","266026372859","R$ "],
    ["Depósitos à vista [2021]","46245624101","R$ "],
    ["Área da unidade territorial [2021]","43750425","km² "] ],
    [ ["Estado","RONDÔNIA","(RO) "],
    ["População estimada [2021]","1815278","pessoas "],
    ["População no último censo [2010]","1562409","pessoas "],
    ["Densidade demográfica [2010]","6.58","hab/km² "],
    ["Total de veículos [2021]","1113279","veículos "],
    ["IDEB – Anos iniciais do ensino fundamental (Rede pública) [2019]","5.5"," "],
    ["IDEB – Anos finais do ensino fundamental (Rede pública) [2019]","4.8"," "],
    ["Matrículas no ensino fundamental [2021]","244815","matrículas "],
    ["Matrículas no ensino médio [2021]","69117","matrículas "],
    ["Docentes no ensino fundamental [2021]","10519","docentes "],
    ["Docentes no ensino médio [2021]","3821","docentes "],
    ["Número de estabelecimentos de ensino fundamental [2021]","954","escolas "],
    ["Número de estabelecimentos de ensino médio [2021]","249","escolas "],
    ["Rendimento nominal mensal domiciliar per capita [2021]","1023","R$ "],
    ["Pessoas de 16 anos ou mais ocupadas na semana de referência [2016]","803","pessoas (×1000)"],
    ["Proporção de pessoas de 16 anos ou mais em trabalho formal, considerando apenas as ocupadas na semana de referência [2016]","55.7","% "],
    ["Proporção de pessoas de 14 anos ou mais de idade, ocupadas na semana de referência em trabalhos formais [2021]","59.5","% "],
    ["Rendimento médio real habitual do trabalho principal das pessoas de 14 anos ou mais de idade, ocupadas na semana de referência em trabalhos formais [2021]","2197","R$ "],
    ["Pessoal ocupado na Administração pública, defesa e seguridade social [2020]","108775","pessoas "],
    ["Índice de Desenvolvimento Humano (IDH) [2010]","0.69"," "],
    ["Receitas orçamentárias realizadas [2017]","9122310.72","R$ (×1000)"],
    ["Despesas orçamentárias empenhadas [2017]","7085530.02","R$ (×1000)"],
    ["Número de agências [2021]","125","agências "],
    ["Depósitos a prazo [2021]","4492873418","R$ "],
    ["Depósitos à vista [2021]","1579904354","R$ "],
    ["Área da unidade territorial [2021]","237765347","km² "] ],
    [ ["Estado","RORAIMA","(RR) "],
    ["População estimada [2021]","652713","pessoas "],
    ["População no último censo [2010]","450479","pessoas "],
    ["Densidade demográfica [2010]","2.01","hab/km² "],
    ["Total de veículos [2021]","250675","veículos "],
    ["IDEB – Anos iniciais do ensino fundamental (Rede pública) [2019]","5.5"," "],
    ["IDEB – Anos finais do ensino fundamental (Rede pública) [2019]","4.1"," "],
    ["Matrículas no ensino fundamental [2021]","103123","matrículas "],
    ["Matrículas no ensino médio [2021]","26708","matrículas "],
    ["Docentes no ensino fundamental [2021]","5479","docentes "],
    ["Docentes no ensino médio [2021]","2283","docentes "],
    ["Número de estabelecimentos de ensino fundamental [2021]","630","escolas "],
    ["Número de estabelecimentos de ensino médio [2021]","168","escolas "],
    ["Rendimento nominal mensal domiciliar per capita [2021]","1046","R$ "],
    ["Pessoas de 16 anos ou mais ocupadas na semana de referência [2016]","223","pessoas (×1000)"],
    ["Proporção de pessoas de 16 anos ou mais em trabalho formal, considerando apenas as ocupadas na semana de referência [2016]","51.1","% "],
    ["Proporção de pessoas de 14 anos ou mais de idade, ocupadas na semana de referência em trabalhos formais [2021]","49.4","% "],
    ["Rendimento médio real habitual do trabalho principal das pessoas de 14 anos ou mais de idade, ocupadas na semana de referência em trabalhos formais [2021]","2786","R$ "],
    ["Pessoal ocupado na Administração pública, defesa e seguridade social [2020]","5045","pessoas "],
    ["Índice de Desenvolvimento Humano (IDH) [2010]","0.707"," "],
    ["Receitas orçamentárias realizadas [2017]","4266318.55","R$ (×1000)"],
    ["Despesas orçamentárias empenhadas [2017]","3865094.27","R$ (×1000)"],
    ["Número de agências [2021]","26","agências "],
    ["Depósitos a prazo [2021]","1237175531","R$ "],
    ["Depósitos à vista [2021]","665416148","R$ "],
    ["Área da unidade territorial [2021]","223644530","km² "] ],
    [ ["Estado","SANTA CATARINA","(SC) "],
    ["População estimada [2021]","7338473","pessoas "],
    ["População no último censo [2010]","6248436","pessoas "],
    ["Densidade demográfica [2010]","65.27","hab/km² "],
    ["Total de veículos [2021]","5786199","veículos "],
    ["IDEB – Anos iniciais do ensino fundamental (Rede pública) [2019]","6.3"," "],
    ["IDEB – Anos finais do ensino fundamental (Rede pública) [2019]","4.9"," "],
    ["Matrículas no ensino fundamental [2021]","90024","matrículas "],
    ["Matrículas no ensino médio [2021]","266537","matrículas "],
    ["Docentes no ensino fundamental [2021]","49629","docentes "],
    ["Docentes no ensino médio [2021]","21278","docentes "],
    ["Número de estabelecimentos de ensino fundamental [2021]","3123","escolas "],
    ["Número de estabelecimentos de ensino médio [2021]","1015","escolas "],
    ["Rendimento nominal mensal domiciliar per capita [2021]","1718","R$ "],
    ["Pessoas de 16 anos ou mais ocupadas na semana de referência [2016]","3508","pessoas (×1000)"],
    ["Proporção de pessoas de 16 anos ou mais em trabalho formal, considerando apenas as ocupadas na semana de referência [2016]","75.6","% "],
    ["Proporção de pessoas de 14 anos ou mais de idade, ocupadas na semana de referência em trabalhos formais [2021]","79.4","% "],
    ["Rendimento médio real habitual do trabalho principal das pessoas de 14 anos ou mais de idade, ocupadas na semana de referência em trabalhos formais [2021]","268","R$ "],
    ["Pessoal ocupado na Administração pública, defesa e seguridade social [2020]","230045","pessoas "],
    ["Índice de Desenvolvimento Humano (IDH) [2010]","0.774"," "],
    ["Receitas orçamentárias realizadas [2017]","34696772.82","R$ (×1000)"],
    ["Despesas orçamentárias empenhadas [2017]","25595103.38","R$ (×1000)"],
    ["Número de agências [2021]","691","agências "],
    ["Depósitos a prazo [2021]","37802064930","R$ "],
    ["Depósitos à vista [2021]","9418550856","R$ "],
    ["Área da unidade territorial [2021]","95730690","km² "] ],
    [ ["Estado","SERGIPE","(SE) "],
    ["População estimada [2021]","2338474","pessoas "],
    ["População no último censo [2010]","2068017","pessoas "],
    ["Densidade demográfica [2010]","94.36","hab/km² "],
    ["Total de veículos [2021]","871776","veículos "],
    ["IDEB – Anos iniciais do ensino fundamental (Rede pública) [2019]","4.6"," "],
    ["IDEB – Anos finais do ensino fundamental (Rede pública) [2019]","3.6"," "],
    ["Matrículas no ensino fundamental [2021]","320638","matrículas "],
    ["Matrículas no ensino médio [2021]","83194","matrículas "],
    ["Docentes no ensino fundamental [2021]","15723","docentes "],
    ["Docentes no ensino médio [2021]","494","docentes "],
    ["Número de estabelecimentos de ensino fundamental [2021]","1695","escolas "],
    ["Número de estabelecimentos de ensino médio [2021]","300","escolas "],
    ["Rendimento nominal mensal domiciliar per capita [2021]","929","R$ "],
    ["Pessoas de 16 anos ou mais ocupadas na semana de referência [2016]","1","pessoas (×1000)"],
    ["Proporção de pessoas de 16 anos ou mais em trabalho formal, considerando apenas as ocupadas na semana de referência [2016]","41.7","% "],
    ["Proporção de pessoas de 14 anos ou mais de idade, ocupadas na semana de referência em trabalhos formais [2021]","49.2","% "],
    ["Rendimento médio real habitual do trabalho principal das pessoas de 14 anos ou mais de idade, ocupadas na semana de referência em trabalhos formais [2021]","2531","R$ "],
    ["Pessoal ocupado na Administração pública, defesa e seguridade social [2020]","74895","pessoas "],
    ["Índice de Desenvolvimento Humano (IDH) [2010]","0.665"," "],
    ["Receitas orçamentárias realizadas [2017]","10145046.95","R$ (×1000)"],
    ["Despesas orçamentárias empenhadas [2017]","8494927.2","R$ (×1000)"],
    ["Número de agências [2021]","181","agências "],
    ["Depósitos a prazo [2021]","6727590673","R$ "],
    ["Depósitos à vista [2021]","2248948899","R$ "],
    ["Área da unidade territorial [2021]","21938188","km² "] ],
    [ ["Estado","SÃO PAULO","(SP) "],
    ["População estimada [2021]","46649132","pessoas "],
    ["População no último censo [2010]","41262199","pessoas "],
    ["Densidade demográfica [2010]","166.23","hab/km² "],
    ["Total de veículos [2021]","31455473","veículos "],
    ["IDEB – Anos iniciais do ensino fundamental (Rede pública) [2019]","6.5"," "],
    ["IDEB – Anos finais do ensino fundamental (Rede pública) [2019]","5.2"," "],
    ["Matrículas no ensino fundamental [2021]","5396803","matrículas "],
    ["Matrículas no ensino médio [2021]","1644465","matrículas "],
    ["Docentes no ensino fundamental [2021]","28069","docentes "],
    ["Docentes no ensino médio [2021]","117711","docentes "],
    ["Número de estabelecimentos de ensino fundamental [2021]","15189","escolas "],
    ["Número de estabelecimentos de ensino médio [2021]","6497","escolas "],
    ["Rendimento nominal mensal domiciliar per capita [2021]","1836","R$ "],
    ["Pessoas de 16 anos ou mais ocupadas na semana de referência [2016]","21268","pessoas (×1000)"],
    ["Proporção de pessoas de 16 anos ou mais em trabalho formal, considerando apenas as ocupadas na semana de referência [2016]","72.4","% "],
    ["Proporção de pessoas de 14 anos ou mais de idade, ocupadas na semana de referência em trabalhos formais [2021]","70.1","% "],
    ["Rendimento médio real habitual do trabalho principal das pessoas de 14 anos ou mais de idade, ocupadas na semana de referência em trabalhos formais [2021]","3344","R$ "],
    ["Pessoal ocupado na Administração pública, defesa e seguridade social [2020]","1361457","pessoas "],
    ["Índice de Desenvolvimento Humano (IDH) [2010]","0.783"," "],
    ["Receitas orçamentárias realizadas [2017]","232822496.57","R$ (×1000)"],
    ["Despesas orçamentárias empenhadas [2017]","231982243.69","R$ (×1000)"],
    ["Número de agências [2021]","5193","agências "],
    ["Depósitos a prazo [2021]","1029348681505","R$ "],
    ["Depósitos à vista [2021]","130091336437","R$ "],
    ["Área da unidade territorial [2021]","248219485","km² "] ],
    [ ["Estado","TOCANTINS","(TO) "],
    ["População estimada [2021]","1607363","pessoas "],
    ["População no último censo [2010]","1383445","pessoas "],
    ["Densidade demográfica [2010]","4.98","hab/km² "],
    ["Total de veículos [2021]","791463","veículos "],
    ["IDEB – Anos iniciais do ensino fundamental (Rede pública) [2019]","5.5"," "],
    ["IDEB – Anos finais do ensino fundamental (Rede pública) [2019]","4.5"," "],
    ["Matrículas no ensino fundamental [2021]","227743","matrículas "],
    ["Matrículas no ensino médio [2021]","68479","matrículas "],
    ["Docentes no ensino fundamental [2021]","12118","docentes "],
    ["Docentes no ensino médio [2021]","4863","docentes "],
    ["Número de estabelecimentos de ensino fundamental [2021]","1247","escolas "],
    ["Número de estabelecimentos de ensino médio [2021]","347","escolas "],
    ["Rendimento nominal mensal domiciliar per capita [2021]","1028","R$ "],
    ["Pessoas de 16 anos ou mais ocupadas na semana de referência [2016]","663","pessoas (×1000)"],
    ["Proporção de pessoas de 16 anos ou mais em trabalho formal, considerando apenas as ocupadas na semana de referência [2016]","42.7","% "],
    ["Proporção de pessoas de 14 anos ou mais de idade, ocupadas na semana de referência em trabalhos formais [2021]","46.5","% "],
    ["Rendimento médio real habitual do trabalho principal das pessoas de 14 anos ou mais de idade, ocupadas na semana de referência em trabalhos formais [2021]","2576","R$ "],
    ["Pessoal ocupado na Administração pública, defesa e seguridade social [2020]","76538","pessoas "],
    ["Índice de Desenvolvimento Humano (IDH) [2010]","0.699"," "],
    ["Receitas orçamentárias realizadas [2017]","10305099.01","R$ (×1000)"],
    ["Despesas orçamentárias empenhadas [2017]","8929456.44","R$ (×1000)"],
    ["Número de agências [2021]","110","agências "],
    ["Depósitos a prazo [2021]","3435951066","R$ "],
    ["Depósitos à vista [2021]","1690225770","R$ "],
    ["Área da unidade territorial [2021]","277423627","km² "] ] ];
    
// ── style.css
html, body {
  margin: 0;
  padding: 0;
  display: flex;
  justify-content: center;
  align-items: center;
  /*margin-top: 5%;*/
  position: absolute;
  top: 50%;
  left: 50%;
  transform: translate(-50%, -50%);  
  background-color: black;
}

canvas {
  display: block;
}

/* @media screen and (min-width: 320px) and (max-width: 767px) and (orientation: portrait) {
  html {
    transform: rotate(-90deg);
    transform-origin: left top;
    width: 100vh;
    height: 100vw;
    overflow-x: hidden;
    position: absolute;
    top: 100%;
    left: 0;
  }
} */


@media screen and (min-height: 100vw) {
  html {
    transform: rotate(-90deg);
    transform-origin: left top;
    width: 100vh;
    height: 100vw;
    overflow-x: hidden;
    position: absolute;
    top: 100%;
    left: 0;
  }
}
